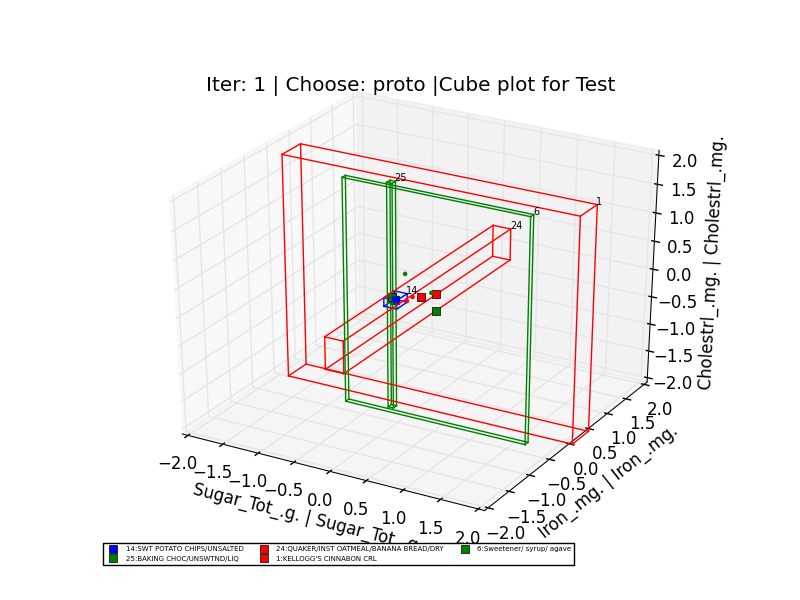

Python code for this plot:
#!/usr/bin/python
# ---------------------------------------------------------------------------
# File: prototype_selection_matrix.py
# Version 1.0  
# Author : Prashan Wanigasekara (prashanw@mit.edu) 
# ---------------------------------------------------------------------------
import cplex
from cplex.exceptions import CplexError
import numpy as np
from scipy import linalg as LA
from scipy import spatial
import matplotlib
from mpl_toolkits.mplot3d import proj3d
#matplotlib.use('Agg')
from matplotlib.patches import Ellipse
from matplotlib.backends.backend_pdf import PdfPages
import matplotlib.pyplot as plt
import math
import collections
import argparse
import itertools
import os
import time
import pprint
import cPickle as pickle
import numpy.linalg as linalg
import re
import random
from mpl_toolkits.mplot3d import Axes3D
from itertools import product, combinations
import glob
import math
from decimal import Decimal
import pandas
import sys
from multiprocessing import Pool
set_seed=210
random.seed(set_seed)
pp = pprint.PrettyPrinter(indent=4)

#alternate minimization
alt_runs=2
#version
version='March18'
#constants
EPSILON=1e-6
w1_min=.5
w1=0
w2=1000
M=2*w2
#objective coefficents
C_k=1000
C_n=1000
C_alpha=.0001
C_beta=.0001
lambda_array=[.0001/w2]
C_v=0.0001

#non objective coefficients
C_ciby=0
C_d=0
C_zeta=0
C_gamma=0

#printing
supress_write=True #True for the cluster
print_result_variables=False
print_to_report=True
#plotting 
autoaxis=False
axequal=True
plot_one=True 
#cplex related
warm_start_flag=True
apply_run_parametrs=True

#Data
HEADER=1

cm = plt.get_cmap('gist_rainbow')

global labels_and_points
labels_and_points = []
 
def set_MIP_run_parameters(my_prob):
    time_limit,tl=True,5*60  
    emphasis,emp=True,0
    max_num_sol,sol=False,1
    max_search_nodes,n=False,3
    aggregator_flag,agg=False,0
    #tolerances
    tolerane_flag,tolerance_value=True,0
    Integrality,i_value=True,0
    numerical_precision,numerical_precision_value=True,1    
    #presolve
    presolve_ignore,presolve_value=False,0
    #warm start related
    advance_start,advance_start_value=True,1
    repair_tries,repair_tries_value=True,10
    #conflicts
    conflict_display,conflict_value=False,2
    #parallel
    parallel_mode,parallel_mode_value=False,1
    #display
    display_interval,display_interval_value,display_value=True,3,2
    #tuning
    tuning,tuning_time=False,300
    barriers,barrier_type,threads,nodelim=False,4,0,0
   
    parameter_str=''
    
    if time_limit==True:
        my_prob.parameters.timelimit.set(tl)
        parameter_str+='time_limit= '+str(tl)+'s | '
    if emphasis==True:
        my_prob.parameters.emphasis.mip.set(emp)
        parameter_str+='emphasis= '+str(emp)+' | ' 
    if max_num_sol==True:
        my_prob.parameters.mip.limits.solutions.set(sol)
        parameter_str+='max_num_sol= '+str(sol)+' | ' 
    if max_search_nodes==True:
        my_prob.parameters.mip.limits.nodes.set(n)
        parameter_str+='max_search_nodes= '+str(n)+' | '
    if aggregator_flag==True:   
        my_prob.parameters.preprocessing.aggregator.set(agg)
    if tolerane_flag==True:          
        my_prob.parameters.mip.tolerances.absmipgap.set(tolerance_value)
        my_prob.parameters.mip.tolerances.mipgap.set(tolerance_value)
        #my_prob.parameters.mip.polishing.mipgap.set(1)
    if Integrality==True:
        my_prob.parameters.mip.tolerances.integrality.set(i_value)
    if presolve_ignore==True:
        my_prob.parameters.preprocessing.presolve.set(presolve_value)
    if advance_start==True:
        my_prob.parameters.advance.set(advance_start_value) 
    if repair_tries==True:
        my_prob.parameters.mip.limits.repairtries.set(repair_tries_value) 
    if conflict_display==True:
        my_prob.parameters.conflict.display.set(conflict_value)        
    if numerical_precision==True:
        my_prob.parameters.emphasis.numerical.set(numerical_precision_value)  
    if parallel_mode==True:
        my_prob.parameters.parallel.set(-1) #  opportunistic parallel search mode
        my_prob.parameters.threads.set(parallel_mode_value)  
    if display_interval==True:
        my_prob.parameters.mip.display.set(display_value)
        my_prob.parameters.mip.interval.set(display_interval_value)
    if tuning==True:        
        #my_prob.parameters.tune.timelimit.set(tuning_time)
        my_prob.parameters.tune_problem() 
    if barriers==True:
        my_prob.parameters.mip.strategy.startalgorithm.set(barrier_type)
        #my_prob.parameters.threads.set(threads)
        #my_prob.parameters.mip.limits.nodes.set(nodelim)
        
    
    return parameter_str

class MyCallback(cplex.callbacks.MIPInfoCallback):    
    
    def __call__(self):
        if self.has_incumbent():
            self.incobjval.append(self.get_incumbent_objective_value())
            self.bestobjval.append(self.get_best_objective_value())
            self.times.append(self.get_time())
            self.dettimes.append(self.get_time())
            self.start_dettime.append(self.get_start_time())

class Solution:  
    
    def __init__(self,N,B,a,b,omega,features,point_fn,report_file):
        self.N=N
        self.B=B
        self.non_zero_a=a
        self.non_zero_b=b
        self.non_zero_omega=omega
        self.non_zero_features=features
        self.complete_solution=False
        self.variable_dict=[]
        self.point_fn=point_fn
        self.report_file=report_file
        
    def write(self):
        print 'writing solution'
        with open('./'+str(self.report_file)+'_'+str(self.B)+'balls.pkl','wb') as object_write:
            pickle.dump(self,object_write, -1)
    
    def write_2(self,iteration,alt_type,population,dimension):
        with open('./'+str(self.report_file)+'_iter_'+str(iteration)+'_'+alt_type+'.pkl','wb') as object_write:
                pickle.dump(self,object_write, -1)
                self.create_complete_solution(population)
                print 'after writing ws objective :',self.calculate_objective(population,dimension)
                        
            
    def __str__(self):
        print '\n-----------------------------------------------\nprinting solution\n'
        print 'N',self.N,'B',self.B,'\nnon_zero_a\n',self.non_zero_a,'\nnon_zero_b\n',self.non_zero_b,"\nnon_zero_omega\n",pp.pprint(self.non_zero_omega.items()),"\nself.non_zero_features\n",self.non_zero_features
        print '-----------------------------------------------'
        
    def change(self,mapping,new_N,new_B):
        '''Given a mapping change the objective variables'''        
        new_a,new_b=[],[]
        self.N=new_N
        self.B=new_B
        self.original_point_file_name='None'
        print 'mapping',mapping,'\n'
        for elm in self.non_zero_a: 
            new_a.append((''.join([str(int(map_item[1])) for map_item in mapping if map_item[0]==int(elm[0])]),elm[1]))
        self.non_zero_a=new_a
                
        for elm in self.non_zero_b:
            new_b.append(''.join(['b'+str(int(map_item[1])) for map_item in mapping if map_item[0]==int(elm[1:])]))
        self.non_zero_b=new_b               
        return
        
    def create_complete_solution(self,population):
        '''Given a solution create other related objective variables d, ksi, eta ... based on self.N, self.B
           order k,n,a,b,c,omega,d,features,gamma''' 
        
        variable_dict=collections.OrderedDict()
        k_dict,n_dict,a_dict,b_dict,c_dict,omega_dict,d_dict,v_dict,g_dict=[collections.OrderedDict() for _ in range(9)]
        
        #alpha parallel    
        alpha_pool = [pool.apply_async(func_alpha, args=(j,b,self.non_zero_a)) for j,b in product(range(1,self.N+1),range(1,self.B+1)) ]
        alpha_pool_results = [p.get() for p in alpha_pool]
        a_dict=dict(alpha_pool_results)
        #beta parallel
        #new_b=['b'+b_str for b_str in beta_value.split('b') for beta_value in self.non_zero_b]
        beta_pool = [pool.apply_async(func_beta,args=(j,self.non_zero_b)) for j in range(1,self.N+1)]
        beta_pool_results = [p.get() for p in beta_pool]
        b_dict=dict(beta_pool_results)
        
        j_values,b_values=zip(*self.non_zero_a)            
         
        
        print 'a',self.non_zero_a
        print 'b',self.non_zero_b 
        print 'omega',self.non_zero_omega.items(),'\n'
        print 'features',self.non_zero_features
        

        res=[]
        for i,b in product(range(1,self.N+1),range(1,self.B+1)):
            if str(b) in b_values:
                j=j_values[b_values.index(str(b))]                  
                pop_new={}
                pop_new[int(j)]=population[int(j)]
                pop_new[int(i)]=population[int(i)]
                res.append(pool.apply_async(func_c_iby, args=(i,j,b,pop_new,self.non_zero_omega,self.non_zero_features)))
                
        c_ijb_2_results = [p.get() for p in res]
        ds,gs,cs=zip(*c_ijb_2_results)
        
        d_dict=dict(ds)
        g_dict=dict(gs)
        c_dict=dict(cs)
#        pp.pprint(c_dict.items())
#        pp.pprint(d_dict.items())
#        pp.pprint(g_dict.items())
        dim=len(self.non_zero_omega.values()[0]) 
     
        
        
#        for i,b,l in product(range(1,self.N+1),range(1,self.B+1),range(1,dim+1)):
#            if 'g'+str(i)+'_'+str(b)+'_'+str(l) not in g_dict.keys():
#                g_dict['g'+str(i)+'_'+str(b)+'_'+str(l)]=0
#        for i in range(1,self.N+1):
#            c_similar_sum=0
#            c_diff_sum=0
#            for b in range(1,self.B+1):
#                center=find_center(b,a_dict,self.N)
#                y_i=int(population[int(i)][0])
#                if center==-1:
#                    continue
#                if funtion_ij(population,i,center):                   
#                    c_similar_sum+=c_dict['c'+str(i)+'_'+str(b)+'_'+str(y_i)]
#                else:
#                    if 'c'+str(i)+'_'+str(b)+'_'+str(y_i) in c_dict.keys():
#                        c_diff_sum+=c_dict['c'+str(i)+'_'+str(b)+'_'+str(y_i)]
#                    
#            if c_similar_sum==0:
#                k_dict['k'+str(i)]=1
#            else:
#                k_dict['k'+str(i)]=0
#                
#            if c_diff_sum>=1:
#                n_dict['n'+str(i)]=1
#            else:
#                n_dict['n'+str(i)]=0        
#        pp.pprint(k_dict.items())
#        pp.pprint(n_dict.items())

        omega_dict={'o'+str(b)+'_'+str(dim):value for b,tup in self.non_zero_omega.items() for dim,value in tup}
        dim=len(self.non_zero_omega.values()[0])   
        v_dict={'v'+str(v):1 if 'v'+str(v) in self.non_zero_features else 0 for v in range(1,dim+1) }
        dict_list=[k_dict,n_dict,a_dict,b_dict,c_dict,omega_dict,d_dict,v_dict,g_dict]
        [variable_dict.update(di) for di in dict_list]
        
        #print pp.pprint(variable_dict.items())
        print 'num warm start variables =',len(variable_dict.keys())
        self.variable_dict=variable_dict   
        self.complete_solution=True
        return variable_dict       
    
    def calculate_objective(self,population,dimension):
        if self.complete_solution==True:
            k_list,n_list,ajb_list,beta_list,c_list,v_list,omega,centers,sum_omega,d_list,g_list=extract(self.variable_dict,population,dimension)
            print 'k_list in objective',k_list
            print 'n_list in objective',n_list  
            print 'c_list in objective',c_list  
            print 'd_list in objective',d_list 
            print 'g_list in objective',g_list              
            self.__str__()            
            return calculate_objective(k_list,n_list,ajb_list,beta_list,c_list,v_list,omega,centers,sum_omega,lambda_array[0])
        else:
            return -1

def func_alpha(j,b,non_zero_a):
    if ((str(j),str(b))) in non_zero_a:
        return ('a'+str(j)+'_'+str(b),1)
    else:
        return ('a'+str(j)+'_'+str(b),0)

def func_beta(j,non_zero_b):
    if 'b'+str(j) in non_zero_b:
        return ('b'+str(j),1) 
    else:
        return ('b'+str(j),0) 
        
def func_c_ijb(i,j,b):
    return ('c'+str(i)+'_'+str(j)+'_'+str(b),0)

def func_c_iby(i,j,b,pop_new,non_zero_omega,non_zero_features):   
    d_val,max_l=d_rectangular(int(i),int(j),b,pop_new,non_zero_omega,non_zero_features)
    y_i=int(pop_new[int(i)][0])
    y_j=int(pop_new[int(j)][0])
    threshold=1-EPSILON
    return (('d'+str(i)+'_'+str(b),d_val),('g'+str(i)+'_'+str(b)+'_'+str(max_l),1.0),('c'+str(i)+'_'+str(b)+'_'+str(y_i),(int((1-d_val)>1e-22)*int(y_i==y_j))))





def d_rectangular(i,j,b,points,non_zero_omega,non_zero_features):
    sorted_omega_values=zip(*sorted(non_zero_omega[str(b)],key=lambda x:x[0]))[1]
    di_b_max=-1 
    di_b_max_l=-1
    for v in non_zero_features:
        dim=int(v[1:])
        di_b=sorted_omega_values[dim-1]*abs(points[i][dim]-points[j][dim])    
        if di_b>di_b_max:
          di_b_max=di_b 
          di_b_max_l=dim
    return di_b_max,di_b_max_l

def d(i,j,b,points,omega):
    '''Given alpha_jb and omega_b calculate d_ijb'''
    difference=np.matrix(points[i][1:])-np.matrix(points[j][1:]) #row vector
    dim=len(omega[str(b)])  
    omega_b=np.zeros(shape=(dim,dim))
    if b not in omega.keys():
        print '10-6 ball is not in omega dict'
        return 10e6
    
    omega_list= omega[str(b)]
    for l,value in omega_list:
        omega_b[int(l)-1][int(l)-1]=value
    d=float(difference*np.matrix(omega_b)*difference.transpose())  
    return d

def find_center(ball,a_dict,N):
    center=''.join(str(j) for j in range(1,N+1) if a_dict['a'+str(j)+'_'+str(ball)]==1)    
    if center!='':
        return int(center)
    else:
        return -1
    

def funtion_ij(points,i,j):
    '''Return true if i and j have the same class.'''
    return int(points[i][0]==points[j][0])   
    
def f(x):
    if x==0:
        return 100000000000
    else:
        return 2*1/math.sqrt(x)

def create_points(points_file):
    '''Read the points and create a data structure'''    
    points=collections.OrderedDict()
    names_dict={}
    
    with open(points_file,'r') as f:
        content=f.readlines()         
        header=content[0:HEADER]
        header=','.join(header)
        write_header=header
        header_items=header.strip().split(',')
        dimensions=len(header_items)-2 
        header=header_items[2:]
        
        point_number=1
        for line in content[HEADER:]:           
            if line is not ' ':
                point_info=line.strip().split(',')
                if 'NA' in point_info:
                    continue
                data=map(float,point_info[1:])
                data=[round(num,3) for num in data]
                names_dict[point_number]=point_info[0]
                points[point_number]=np.array(data) 
                point_number+=1

    N=len(points.keys())
        
    #write all points
    with open('./all_data_'+str(len(points.keys()))+'.csv','w') as f:
            for k in points.keys():
                f.write(str(k)+','+','.join(map(str,points[k]))+'\n')
                
      
    return points,N,dimensions,names_dict,header
    
def create_fold_points(data_set,fold):
    '''Read the points and create a data structure
    run this for each fold to normalize  
    ''' 
    
    train_file='data/'+data_set+'/fold'+str(fold)+'/train/fold_'+str(fold)+'_train.csv'
    test_file='data/'+data_set+'/fold'+str(fold)+'/test/fold_'+str(fold)+'_test.csv'
    HEADER=1
    
    #train
    train_points=collections.OrderedDict()
    names_dict={}
    with open(train_file,'r') as f:
        content=f.readlines()         
        header=content[0:HEADER]
        write_header=header
        header=','.join(header)
        header_items=header.strip().split(',')
        dimensions=len(header_items)-2 
        header=header_items[2:]
        
        point_number=1
        for line in content[HEADER:]:           
            if line is not ' ':
                point_info=line.strip().split(',')
                if 'NA' in point_info:
                    continue
                data=map(float,point_info[1:])
                data=[round(num,3) for num in data]
                names_dict[point_number]=point_info[0]
                train_points[point_number]=np.array(data) 
                point_number+=1

    N=len(train_points.keys())
    
    #normalize train
    df_train=pandas.DataFrame.from_dict(train_points,'index')
    df_train_normalized=pandas.DataFrame.from_dict(train_points,'index')
    cols_to_norm = [i for i in xrange(1,dimensions+1)]
    df_train_normalized[cols_to_norm] = df_train[cols_to_norm].apply(lambda x: (x - x.mean()) / (x.max() - x.min()))
    train_points=df_train_normalized.transpose().to_dict('list')
    
    with open('data/'+data_set+'/fold'+str(fold)+'/train/fold_'+str(fold)+'_train_normalized.csv','w') as f:
            f.write(','.join(write_header))            
            for k in train_points.keys():
                f.write(names_dict[k]+','+','.join(map(str,train_points[k]))+'\n')
          
    
    #test
    test_points=collections.OrderedDict()
    names_dict_train={}
    with open(test_file,'r') as f:
        content=f.readlines()         
        point_number=1
        for line in content[HEADER:]:           
            if line is not ' ':
                point_info=line.strip().split(',')
                if 'NA' in point_info:
                    continue
                data=map(float,point_info[1:])
                names_dict_train[point_number]=point_info[0]
                data=[round(num,3) for num in data]
                test_points[point_number]=np.array(data) 
                point_number+=1

     
    #normalize test
    df_test=pandas.DataFrame.from_dict(test_points,'index')
    df_test_normalized=pandas.DataFrame.from_dict(test_points,'index')
    df_test_normalized[cols_to_norm] = (df_test[cols_to_norm]-df_train.mean()[cols_to_norm])/(df_train.max()[cols_to_norm]-df_train.min()[cols_to_norm])    
    test_points=df_test_normalized.transpose().to_dict('list')
    
    with open('data/'+data_set+'/fold'+str(fold)+'/test/fold_'+str(fold)+'_test_normalized.csv','w') as f:
        f.write(','.join(write_header))        
        for k in test_points.keys():
            f.write(names_dict_train[k]+','+','.join(map(str,test_points[k]))+'\n')
          
    
    print train_points==test_points
   
   
      
    return train_points,N,dimensions,names_dict,header,test_points

def create_folds(points,write_header,names_dict):
    keys_points=points.keys()
    #write folds
    data_set='d4_650_v3'
    withheld_size=150
    cv_data_size=500
    num_folds=5
    fold_size=cv_data_size/num_folds
    #create withheld,cv
    withheld=random.sample(keys_points,withheld_size)
    cv_data=random.sample(list(set(keys_points)-set(withheld)),cv_data_size)
    
        
    
    fold_start=0
    for fld in xrange(num_folds):
        fold_start=int(fld*fold_size)
        fold_end=int(fold_start+fold_size)
        if fold_end>cv_data_size:
            fold_end=cv_data_size
        
        if os.path.exists('./data/'+data_set+'/fold'+str(fld+1))==0:
            os.mkdir('./data/'+data_set+'/fold'+str(fld+1))    
        if os.path.exists('./data/'+data_set+'/fold'+str(fld+1)+'/train')==0:
            os.mkdir('./data/'+data_set+'/fold'+str(fld+1)+'/train') 
        if os.path.exists('./data/'+data_set+'/fold'+str(fld+1)+'/test')==0:
            os.mkdir('./data/'+data_set+'/fold'+str(fld+1)+'/test') 
          
        
        fold_test=cv_data[fold_start:fold_end]
        fold_train=[item for item in cv_data if item not in fold_test]          
          
        with open('./data/'+data_set+'/fold'+str(fld+1)+'/train/fold_'+str(fld+1)+'_train.csv','w') as f:
            f.write(write_header)         
            for k in fold_train:
                f.write(names_dict[k]+','+','.join(map(str,points[k]))+'\n')
        with open('./data/'+data_set+'/fold'+str(fld+1)+'/test/fold_'+str(fld+1)+'_test.csv','w') as f:
            f.write(write_header)             
            for k in fold_test:
                f.write(names_dict[k]+','+','.join(map(str,points[k]))+'\n')
       
        
    
def create_raw_points(points_file):
    '''Read the points and create a data structure'''    
    points=collections.OrderedDict()
    names_dict={}
    
    with open(points_file,'r') as f:
        content=f.readlines()         
        header=content[0:HEADER]
        header=','.join(header)
        header_items=header.strip().split(',')
        dimensions=len(header_items)-2 
        header=header_items[2:]
        
        point_number=1
        for line in content[HEADER:]:           
            if line is not ' ':
                point_info=line.strip().split(',')
                if 'NA' in point_info:
                    continue
                data=map(float,point_info[1:])
                data=[round(num,3) for num in data]
                names_dict[point_number]=point_info[0]
                points[point_number]=np.array(data) 
                point_number+=1

    N=len(points.keys())            
    return points
    
def create_raw_points_folds(data_set,fold):
    '''Read the points and create a data structure'''    
    points_file='./data/'+data_set+'/fold'+str(fold)+'/train/fold_'+str(fold)+'_train.csv'  
    points=collections.OrderedDict()
    names_dict={}
    
    with open(points_file,'r') as f:
        content=f.readlines()         
        header=content[0:HEADER]
        header=','.join(header)
        header_items=header.strip().split(',')
        dimensions=len(header_items)-2 
        header=header_items[2:]
        
        point_number=1
        for line in content[HEADER:]:           
            if line is not ' ':
                point_info=line.strip().split(',')
                if 'NA' in point_info:
                    continue
                data=map(float,point_info[1:])
                data=[round(num,3) for num in data]
                names_dict[point_number]=point_info[0]
                points[point_number]=np.array(data) 
                point_number+=1

    N=len(points.keys())            
    return points
    

    
   
def populate_objective(prob,lambda_o,B,N,dimensions,num_classes):
    '''Populate objective values'''
    #objective coeffcients    
    k_coefficeints=[C_k]*N
    n_coefficeints=[C_n]*N
    a_coefficeints=[C_alpha]*N*B
    b_coefficeints=[C_beta]*N
    c_coefficeints=[C_ciby]*N*B*num_classes
    omega_coefficeints=[lambda_o] *dimensions*B
    d_coefficeints=[C_d]*N*B
    feature_coefficients=[C_v]*dimensions  
    zeta_coefficients=[C_zeta]*N*B*dimensions
    gamma_coefficients=[C_gamma]*N*B*dimensions
    
    #uppder bounds
    k_upper=[1.0]*N
    n_upper=[1.0]*N
    a_upper=[1.0]*N*B
    b_upper=[1.0]*N
    c_upper=[1.0]*N*B*num_classes
    omega_upper=[cplex.infinity] *dimensions*B
    d_upper=[cplex.infinity]*N*B 
    feature_coefficients_upper=[1.0]*dimensions  
    zeta_upper=[cplex.infinity]*N*B*dimensions
    gamma_upper=[1]*N*B*dimensions
    
    #lower bounds
    k_lower=[0.0]*N
    n_lower=[0.0]*N
    a_lower=[0.0]*N*B
    b_lower=[0.0]*N
    c_lower=[0.0]*N*B*num_classes
    omega_lower=[0.0] *dimensions*B
    d_lower=[0.0]*N*B
    feature_coefficients_lower=[0.0]*dimensions
    zeta_lower=[0.0]*N*B*dimensions
    gamma_lower=[0]*N*B*dimensions
    #type
    ctype='I'*len(k_coefficeints)+'I'*len(n_coefficeints)+\
          'I'*len(a_coefficeints)+'I'*len(b_coefficeints)+\
          'I'*len(c_coefficeints)+\
          'C'*len(omega_coefficeints)+'C'*len(d_coefficeints)+\
          'I'*len(feature_coefficients)+'C'*len(zeta_coefficients)+\
          'I'*len(gamma_coefficients)
    k,n,a,b,c,omega,d,features,zeta,gamma=([] for _ in range(10))

    
    for i in xrange(N):
        k.append('k'+str(i+1))
        n.append('n'+str(i+1))
        b.append('b'+str(i+1))
        
        for ball in xrange(B):
            a.append('a'+str(i+1)+'_'+str(ball+1))
            d.append('d'+str(i+1)+'_'+str(ball+1))
            for c_y in xrange(num_classes):               
                c.append('c'+str(i+1)+'_'+str(ball+1)+'_'+str(c_y+1))
                
            for dim in xrange(dimensions):
                zeta.append('z'+str(i+1)+'_'+str(ball+1)+'_'+str(dim+1))
                gamma.append('g'+str(i+1)+'_'+str(ball+1)+'_'+str(dim+1))
                
                                
    for ball in xrange(B):
        for dim in xrange(dimensions):
            omega.append('o'+str(ball+1)+'_'+str(dim+1))
            
    for dim in xrange(dimensions):
        features.append('v'+str(dim+1))
                           
    columns=k+n+a+b+c+omega+d+features+zeta+gamma
        
    name_index_dict=dict(zip(columns,[i for i in xrange(len(columns))]))
        
    coefficiants=k_coefficeints+n_coefficeints+a_coefficeints+b_coefficeints+\
                 c_coefficeints+omega_coefficeints+d_coefficeints+feature_coefficients+zeta_coefficients+gamma_coefficients
    upper=k_upper+n_upper+a_upper+b_upper+c_upper+omega_upper+d_upper+feature_coefficients_upper+zeta_upper+gamma_upper
    lower=k_lower+n_lower+a_lower+b_lower+c_lower+omega_lower+d_lower+feature_coefficients_lower+zeta_lower+gamma_lower

    prob.objective.set_sense(prob.objective.sense.minimize) 
        
    prob.variables.add(obj = coefficiants, lb = lower, ub = upper, types = ctype,names = columns) #set objective related values                        
    return name_index_dict
        

def generate_constraints(prob,points,N,dimensions,B,name_index_dict,alt_type,omega_dict,v_list,alpha_prev,beta_prev,feature_dict,num_classes,g_list,d_dictionary,z_dictionary):
    '''Create constraints'''    
    print 'generating constraints for '
    print 'N=',N,',dimensions=',dimensions,',balls=',B
    d_s,d_coefficients=[],[]
    alphas,alpha_co=[],[]
    beta,beta_co=[],[]
    omega,omega_co=[],[]
    ksi,ksi_co=[],[]
    eta,eta_co=[],[]
    alpha_d_c,alpha_d_c_co=[],[]
    alpha_c,alpha_c_co=[],[]
    epsilon,epsilon_co=[],[]
    ellipse_size,ellipse_size_co=[],[]
    features,features_co=[],[]
    my_sense=''
    
    alpha_constraints_value=1.0
    beta_constraints_value=0.0
    d_constraints_1_value=M
    d_constraints_2_value=0.0
    ksi_constraints_value=1.0
    eta_constraints_value=0.0
    alpha_d_c_constraints_value=0.0
    alpha_c_constraints_value=0.0
    epsilon_constraints_value=1-EPSILON+M
    ellipse_constraints_w2_value=w2   
    ellipse_constraints_w1_value=w1
    feature_constraints_value=w1
    zeta_lower_constraints_value=M
    zeta_upper_constraints_value=-1.0*M
    gamma_constraints_value=1.0
    #alternating minimization
    
    random_sample=[]
    if not alpha_prev and not beta_prev:        
        random_sample=random.sample([i for i in xrange(1,N+1)],B) 
        print 'initialize alpha beta by randomly sampling',random_sample
        print 'random sample classes',[points[p+1][0] for p in random_sample]
    
    t1=time.time()
    #alpha constraints  
    alpha_constraints_1=[]
    alpha_constraints_2=[]
    if alt_type=='proto':
        for b in xrange(B):
            temp_alphas=[]
            temp_alpha_co=[]
            for j in xrange(N):
                temp_alphas.append(name_index_dict['a'+str(j+1)+'_'+str(b+1)])
                temp_alpha_co.append(1.0)
            alphas.append(temp_alphas)
            alpha_co.append(temp_alpha_co)
        alpha_constraints=map(list,zip(alphas,alpha_co))
        for i in xrange(len(alpha_constraints)):         
            my_sense+='L'    
    elif alt_type=='space' and random_sample:    #step 0                           
        for p,ball in product(xrange(N),xrange(B)):           
            my_sense+='E'
            point_index=p+1
            if point_index in random_sample and random_sample.index(point_index)==ball:
                alpha_constraints_1.append([[name_index_dict['a'+str(point_index)+'_'+str(random_sample.index(point_index)+1)]],[1.0]])                
            else:
                alpha_constraints_2.append([[name_index_dict['a'+str(point_index)+'_'+str(ball+1)]],[1.0]]) 
    elif alt_type=='space' and not random_sample:  
        print 'previous alpha',alpha_prev
        for p,ball in product(xrange(N),xrange(B)):           
            my_sense+='E'
            point_index=p+1
            ball_index=ball+1
            if tuple([str(point_index),str(ball_index)]) in alpha_prev:
                print 'found previous alpha'
                alpha_constraints_1.append([[name_index_dict['a'+str(point_index)+'_'+str(ball_index)]],[1.0]])                
            else:
                alpha_constraints_2.append([[name_index_dict['a'+str(point_index)+'_'+str(ball_index)]],[1.0]]) 
    elif alt_type=='non_alternating':
        for b in xrange(B):
            temp_alphas=[]
            temp_alpha_co=[]
            for j in xrange(N):
                temp_alphas.append(name_index_dict['a'+str(j+1)+'_'+str(b+1)])
                temp_alpha_co.append(1.0)
            alphas.append(temp_alphas)
            alpha_co.append(temp_alpha_co)
        alpha_constraints=map(list,zip(alphas,alpha_co))
        for i in xrange(len(alpha_constraints)):         
            my_sense+='L'    
        
        
    #betas constraints
    beta_constraints_1=[]
    beta_constraints_2=[]
    if alt_type=='proto':
        for j in xrange(N):
            temp_beta=[]
            temp_beta_co=[]
            for b in xrange(B):
                temp_beta.append(name_index_dict['a'+str(j+1)+'_'+str(b+1)])
                temp_beta_co.append(1.0)
            temp_beta.append(name_index_dict['b'+str(j+1)])
            temp_beta_co.append(-1.0*B)
            beta.append(temp_beta)
            beta_co.append(temp_beta_co) 
        beta_constraints=map(list,zip(beta,beta_co)) 
        for i in xrange(len(beta_constraints)): 
            my_sense+='L'    
    elif alt_type=='space' and random_sample:                                
        for p in xrange(N):            
            my_sense+='E'
            point_index=p+1
            if point_index in random_sample:
                beta_constraints_1.append([[name_index_dict['b'+str(point_index)]],[1.0]])
            else:
                beta_constraints_2.append([[name_index_dict['b'+str(point_index)]],[1.0]])
    elif alt_type=='space' and not random_sample: 
        print 'previous beta',beta_prev                 
        for p in xrange(N):            
            my_sense+='E'
            point_index=p+1
            if ('b'+str(point_index)) in beta_prev:
                print 'found previous beta'
                beta_constraints_1.append([[name_index_dict['b'+str(point_index)]],[1.0]])
            else:
                beta_constraints_2.append([[name_index_dict['b'+str(point_index)]],[1.0]])
    elif alt_type=='non_alternating':
        for j in xrange(N):
            temp_beta=[]
            temp_beta_co=[]
            for b in xrange(B):
                temp_beta.append(name_index_dict['a'+str(j+1)+'_'+str(b+1)])
                temp_beta_co.append(1.0)
            temp_beta.append(name_index_dict['b'+str(j+1)])
            temp_beta_co.append(-1.0*B)
            beta.append(temp_beta)
            beta_co.append(temp_beta_co) 
        beta_constraints=map(list,zip(beta,beta_co)) 
        for i in xrange(len(beta_constraints)): 
            my_sense+='L'    
         
    
    
    d_constraints=[]
    new_omega_constraints=[]
    new_omega_value=[]
    
    #d constraints
    d_value,z_value,g_value=[],[],[]
    d_2=[]
    d_2_coefficients=[]
    gamma_con=[]
    gamma_coefficients=[]
    
    for i in xrange(N): 
        for b in xrange(B):
            temp_gamma_con=[]
            temp_gamma_coefficients=[]
            for dim in xrange(dimensions):    
                
                temp_d_s=[]
                temp_d_coefficients=[]
                temp_d_2=[]
                temp_d_2_coefficients=[]
                #d1                              
                temp_d_s.append(name_index_dict["d"+str(i+1)+'_'+str(b+1)])
                temp_d_s.append(name_index_dict["z"+str(i+1)+'_'+str(b+1)+'_'+str(dim+1)])
                temp_d_s.append(name_index_dict["g"+str(i+1)+'_'+str(b+1)+'_'+str(dim+1)])
                temp_d_coefficients.append(1.0)   
                temp_d_coefficients.append(-1.0)   
                temp_d_coefficients.append(M)
                d_s.append(temp_d_s)
                d_coefficients.append(temp_d_coefficients)
                #d2   
                temp_d_2.append(name_index_dict["d"+str(i+1)+'_'+str(b+1)])
                temp_d_2.append(name_index_dict["z"+str(i+1)+'_'+str(b+1)+'_'+str(dim+1)])
                temp_d_2_coefficients.append(1.0)   
                temp_d_2_coefficients.append(-1.0)
                d_2.append(temp_d_2)
                d_2_coefficients.append(temp_d_2_coefficients)
                #gamma
                temp_gamma_con.append(name_index_dict["g"+str(i+1)+'_'+str(b+1)+'_'+str(dim+1)])
                temp_gamma_coefficients.append(1.0)  
                
                
            gamma_con.append(temp_gamma_con)
            gamma_coefficients.append(temp_gamma_coefficients)
                
    d_constraints=map(list,zip(d_s,d_coefficients))
    d_2_constraints=map(list,zip(d_2,d_2_coefficients))
    gamma_constraints=map(list,zip(gamma_con,gamma_coefficients))
    
    for i in xrange(len(d_constraints)):
        my_sense+='L'
    for i in xrange(len(d_2_constraints)):
        my_sense+='G'
    for i in xrange(len(gamma_constraints)):
        my_sense+='E'
     
     
     #zeta constraints    
    zeta_lower=[]
    zeta_upper=[]
    zeta_lower_coefficients=[]
    zeta_upper_coefficients=[]
    for i in xrange(N):
        for j in xrange(N):                
            for b in xrange(B):
                for dim in xrange(dimensions):
                    temp_zeta_lower=[]
                    temp_zeta_upper=[]
                    temp_zeta_lower_coefficients=[]
                    temp_zeta_upper_coefficients=[]
                    abs_difference_l=abs(points[i+1][dim+1]-points[j+1][dim+1])
                    #zeta lower
                    temp_zeta_lower.append(name_index_dict["o"+str(b+1)+'_'+str(dim+1)]) 
                    temp_zeta_lower.append(name_index_dict["a"+str(j+1)+'_'+str(b+1)])
                    temp_zeta_lower.append(name_index_dict["z"+str(i+1)+'_'+str(b+1)+'_'+str(dim+1)])
                    temp_zeta_lower_coefficients.append(abs_difference_l) 
                    temp_zeta_lower_coefficients.append(M) 
                    temp_zeta_lower_coefficients.append(-1.0) 
                    #zeta upper 
                    temp_zeta_upper.append(name_index_dict["o"+str(b+1)+'_'+str(dim+1)]) 
                    temp_zeta_upper.append(name_index_dict["a"+str(j+1)+'_'+str(b+1)])
                    temp_zeta_upper.append(name_index_dict["z"+str(i+1)+'_'+str(b+1)+'_'+str(dim+1)])
                    temp_zeta_upper_coefficients.append(abs_difference_l) 
                    temp_zeta_upper_coefficients.append(-1.0*M) 
                    temp_zeta_upper_coefficients.append(-1.0)
                    zeta_lower.append(temp_zeta_lower)
                    zeta_lower_coefficients.append(temp_zeta_lower_coefficients)
                    zeta_upper.append(temp_zeta_upper)
                    zeta_upper_coefficients.append(temp_zeta_upper_coefficients)
                    
               
    zeta_lower_constraints=map(list,zip(zeta_lower,zeta_lower_coefficients))
    zeta_upper_constraints=map(list,zip(zeta_upper,zeta_upper_coefficients))
    for i in xrange(len(zeta_lower_constraints)):
        my_sense+='L'
    for i in xrange(len(zeta_upper_constraints)):
        my_sense+='G'
    
    points_based_on_classes=collections.defaultdict(list)
    for p in xrange(1,N+1):
        sign=int(points[p][0])
        if sign==-1:
            sign=2
        points_based_on_classes[sign].append(p)
    
    
    #ksi,eta,(alpha,d,c) constraints   
    for i in xrange(N):
        temp_ksi=[]
        temp_ksi_co=[]
        temp_eta=[]
        temp_eta_co=[]
               
        
        y_i=int(points[i+1][0])
        if y_i==-1:
            y_i=2
        similar_class_points=[a for a in xrange(1,N+1) if points[a][0]==y_i]
        not_y_i=[a  for a in xrange(1,num_classes+1) if a!=y_i]
        for b in xrange(B):
            #ksi
            temp_ksi.append(name_index_dict['c'+str(i+1)+'_'+str(b+1)+'_'+str(y_i)])
            temp_ksi_co.append(1)
            #eta
            for n_y_i in not_y_i:                
                temp_eta.append(name_index_dict['c'+str(i+1)+'_'+str(b+1)+'_'+str(n_y_i)])
                temp_eta_co.append(1.0)
            #(alpha,d,c)
            
            for y_class in xrange(1,num_classes+1):
                temp_alpha_d_c=[]
                temp_alpha_d_c_co=[]
                temp_alpha_c=[]
                temp_alpha_c_co=[]
                temp_epsilon=[]
                temp_epsilon_co=[]
                
                for s_c_p in points_based_on_classes[y_class]:
                    #(alpha,d,c)
                    temp_alpha_d_c.append(name_index_dict['a'+str(s_c_p)+'_'+str(b+1)])
                    temp_alpha_d_c_co.append(1.0)
                    #(alpha,c)
                    temp_alpha_c.append(name_index_dict['a'+str(s_c_p)+'_'+str(b+1)])   
                    temp_alpha_c_co.append(-1.0)
                #(alpha,d,c)
                temp_alpha_d_c.append(name_index_dict['d'+str(i+1)+'_'+str(b+1)])
                temp_alpha_d_c.append(name_index_dict['c'+str(i+1)+'_'+str(b+1)+'_'+str(y_class)])
                temp_alpha_d_c_co.append(-1.0)
                temp_alpha_d_c_co.append(-1.0)                
                alpha_d_c.append(temp_alpha_d_c)
                alpha_d_c_co.append(temp_alpha_d_c_co)
                
                #(alpha,c)               
                temp_alpha_c.append(name_index_dict['c'+str(i+1)+'_'+str(b+1)+'_'+str(y_class)])                       
                temp_alpha_c_co.append(1.0)
                alpha_c.append(temp_alpha_c)
                alpha_c_co.append(temp_alpha_c_co)
                
                # epsilon, M constraints
                temp_epsilon.append(name_index_dict['d'+str(i+1)+'_'+str(b+1)])  
                temp_epsilon.append(name_index_dict['c'+str(i+1)+'_'+str(b+1)+'_'+str(y_class)])              
                temp_epsilon_co.append(1.0)
                temp_epsilon_co.append(M)
                epsilon.append(temp_epsilon)
                epsilon_co.append(temp_epsilon_co)
        #ksi
        temp_ksi.append(name_index_dict['k'+str(i+1)])
        temp_ksi_co.append(1.0)       
        ksi.append(temp_ksi)
        ksi_co.append(temp_ksi_co)
        #eta
        temp_eta.append(name_index_dict['n'+str(i+1)])
        temp_eta_co.append( -1.0*B)
        eta.append(temp_eta)
        eta_co.append(temp_eta_co)    
        
    ksi_constraints=map(list,zip(ksi,ksi_co))
    eta_constraints=map(list,zip(eta,eta_co))    
    alpha_d_c_constraints=map(list,zip(alpha_d_c,alpha_d_c_co))   
    alpha_c_constraints=map(list,zip(alpha_c,alpha_c_co))    
    epsilon_constraints=map(list,zip(epsilon,epsilon_co))
    
    
    for i in xrange(len(ksi_constraints)):   
        my_sense+='G'
    for i in xrange(len(eta_constraints+alpha_d_c_constraints+alpha_c_constraints+epsilon_constraints)):
        my_sense+='L'
     
     
    if alt_type=='proto': 
        for b,dim in product(xrange(B),xrange(dimensions)):
            for tup in omega_dict[str(b+1)]:
                if tup[0]==dim+1:
                    new_omega_constraints.append([[name_index_dict["o"+str(b+1)+'_'+str(dim+1)]],[1.0]])
                    new_omega_value.append(tup[1])
    elif alt_type=='space':    
        #ellipse constraints I 
        for b in xrange(B):
            for dim in xrange(dimensions):
                temp_ellipse_size=[]
                temp_ellipse_size_co=[]
                temp_ellipse_size.append(name_index_dict['o'+str(b+1)+'_'+str(dim+1)])
                temp_ellipse_size_co.append(1.0)
                ellipse_size.append(temp_ellipse_size)
                ellipse_size_co.append(temp_ellipse_size_co)
        
        #ellipse constraints II
        for b in xrange(B):
            for dim in xrange(dimensions):
                temp_ellipse_size=[]
                temp_ellipse_size_co=[]
                temp_ellipse_size.append(name_index_dict['o'+str(b+1)+'_'+str(dim+1)])
                temp_ellipse_size_co.append(1.0)
                ellipse_size.append(temp_ellipse_size)
                ellipse_size_co.append(temp_ellipse_size_co)
                
        ellipse_constraints=map(list,zip(ellipse_size,ellipse_size_co))   
        for i in xrange(len(ellipse_constraints)/2):
            my_sense+='L'
        for i in xrange(len(ellipse_constraints)/2):
            my_sense+='G'
            
    #feature constraints
    feature_constraints_1=[]
    feature_constraints_2=[]
    if alt_type=='proto':
        print 'previous v',[feature_dict[v] for v in v_list]
        for l in xrange(dimensions):
            my_sense+='E'            
            if ('v'+str(l+1)) in v_list: 
                feature_constraints_1.append([[name_index_dict['v'+str(l+1)]],[1.0]])                                
            else:
                feature_constraints_2.append([[name_index_dict['v'+str(l+1)]],[1.0]])                
    elif alt_type=='non_alternating' or alt_type=='space':   
        for b,l in product(xrange(B),xrange(dimensions)):
            temp_features=[]
            temp_features_co=[]
            
            temp_features.append(name_index_dict['o'+str(b+1)+'_'+str(l+1)])            
            temp_features_co.append(1.0)
            
            temp_features.append(name_index_dict['v'+str(l+1)])
            temp_features_co.append(-1.0*w2)
            
            features.append(temp_features)
            features_co.append(temp_features_co)
        feature_constraints=map(list,zip(features,features_co))
        for i in xrange(len(feature_constraints)):
            my_sense+='L' 
    
    my_rownames=[]  
    rows=[]
    value_tuple=[]
    my_rhs=[]
   
    
    if alt_type=='space':              
        for row in xrange(len(alpha_constraints_1+alpha_constraints_2+beta_constraints_1+beta_constraints_2+d_constraints+d_2_constraints+gamma_constraints+zeta_lower_constraints+zeta_upper_constraints+ksi_constraints+eta_constraints+alpha_d_c_constraints+alpha_c_constraints+epsilon_constraints+ellipse_constraints+feature_constraints)):
            my_rownames.append('r'+str(row+1))
        
        rows=[cplex.SparsePair(elm[0],elm[1]) for elm in alpha_constraints_1+alpha_constraints_2+beta_constraints_1+beta_constraints_2+d_constraints+d_2_constraints+gamma_constraints+zeta_lower_constraints+zeta_upper_constraints+ksi_constraints+eta_constraints+alpha_d_c_constraints+alpha_c_constraints+epsilon_constraints+ellipse_constraints+feature_constraints]             
        value_tuple=[(alpha_constraints_1,1.0),
                     (alpha_constraints_2,0.0),
                    (beta_constraints_1,1.0),
                    (beta_constraints_2,0.0),
                    (d_constraints,d_constraints_1_value),
                    (d_2_constraints,d_constraints_2_value),
                    (gamma_constraints,gamma_constraints_value),
                    (zeta_lower_constraints,zeta_lower_constraints_value),
                    (zeta_upper_constraints,zeta_upper_constraints_value),
                    (ksi_constraints,ksi_constraints_value),
                    (eta_constraints,eta_constraints_value),
                    (alpha_d_c_constraints,alpha_d_c_constraints_value),
                    (alpha_c_constraints,alpha_c_constraints_value),
                    (epsilon_constraints,epsilon_constraints_value),
                    (ellipse_constraints[:len(ellipse_constraints)/2],ellipse_constraints_w2_value),
                    (ellipse_constraints[len(ellipse_constraints)/2:],ellipse_constraints_w1_value),
                    (feature_constraints,feature_constraints_value)]
                    
        my_rhs=list(itertools.chain.from_iterable([[b]*len(a) for a,b in value_tuple]))      
    elif alt_type=='proto':
        for row in xrange(len(alpha_constraints+beta_constraints+d_constraints+d_2_constraints+gamma_constraints+zeta_lower_constraints+zeta_upper_constraints+ksi_constraints+eta_constraints+alpha_d_c_constraints+alpha_c_constraints+epsilon_constraints+feature_constraints_1+feature_constraints_2)):
            my_rownames.append('r'+str(row+1))          
        rows=[cplex.SparsePair(elm[0],elm[1]) for elm in alpha_constraints+beta_constraints+d_constraints+d_2_constraints+gamma_constraints+zeta_lower_constraints+zeta_upper_constraints+ksi_constraints+eta_constraints+alpha_d_c_constraints+alpha_c_constraints+epsilon_constraints+feature_constraints_1+feature_constraints_2]             
        value_tuple=[(alpha_constraints,alpha_constraints_value),
                     (beta_constraints,beta_constraints_value),
                    (d_constraints,d_constraints_1_value),
                    (d_2_constraints,d_constraints_2_value),
                    (gamma_constraints,gamma_constraints_value),
                    (zeta_lower_constraints,zeta_lower_constraints_value),
                    (zeta_upper_constraints,zeta_upper_constraints_value),
                    (ksi_constraints,ksi_constraints_value),
                    (eta_constraints,eta_constraints_value),
                    (alpha_d_c_constraints,alpha_d_c_constraints_value),
                    (alpha_c_constraints,alpha_c_constraints_value),
                    (epsilon_constraints,epsilon_constraints_value),
                    (feature_constraints_1,1.0),
                    (feature_constraints_2,0.0)]                   
        my_rhs=list(itertools.chain.from_iterable([[b]*len(a) for a,b in value_tuple]))
        for row in xrange(len(new_omega_constraints)):
            my_sense+='E'
            my_rownames.append('r'+str(len(my_rownames)+row+1)) 
        
        d_rows=[cplex.SparsePair(elm[0],elm[1]) for elm in new_omega_constraints]  
        rows=rows+d_rows                 
        my_rhs=my_rhs+new_omega_value
    elif alt_type=='non_alternating':
        for row in xrange(len(alpha_constraints+beta_constraints+d_constraints+d_2_constraints+gamma_constraints+zeta_lower_constraints+zeta_upper_constraints+ksi_constraints+eta_constraints+alpha_d_c_constraints+alpha_c_constraints+epsilon_constraints+ellipse_constraints+feature_constraints)):#+feature_sum_constraints
            my_rownames.append('r'+str(row+1))
        
        rows=[cplex.SparsePair(elm[0],elm[1]) for elm in alpha_constraints+beta_constraints+d_constraints+d_2_constraints+gamma_constraints+zeta_lower_constraints+zeta_upper_constraints+ksi_constraints+eta_constraints+alpha_d_c_constraints+alpha_c_constraints+epsilon_constraints+ellipse_constraints+feature_constraints]#+feature_sum_constraints            
        value_tuple=[(alpha_constraints,alpha_constraints_value),
                     (beta_constraints,beta_constraints_value),
                    (d_constraints,d_constraints_1_value),
                    (d_2_constraints,d_constraints_2_value),
                    (gamma_constraints,gamma_constraints_value),
                    (zeta_lower_constraints,zeta_lower_constraints_value),
                    (zeta_upper_constraints,zeta_upper_constraints_value),
                    (ksi_constraints,ksi_constraints_value),
                    (eta_constraints,eta_constraints_value),
                    (alpha_d_c_constraints,alpha_d_c_constraints_value),
                    (alpha_c_constraints,alpha_c_constraints_value),
                    (epsilon_constraints,epsilon_constraints_value),
                    (ellipse_constraints[:len(ellipse_constraints)/2],ellipse_constraints_w2_value),
                    (ellipse_constraints[len(ellipse_constraints)/2:],ellipse_constraints_w1_value),
                    (feature_constraints,feature_constraints_value)]#,(feature_sum_constraints,feature_sum_constraints_value)   
        my_rhs=list(itertools.chain.from_iterable([[b]*len(a) for a,b in value_tuple]))      
    t2=time.time()
    time_in_loop=t2-t1
    a=time.time()
   
    prob.linear_constraints.add(names = my_rownames,lin_expr = rows,
                                rhs = my_rhs,senses = my_sense) 
    b=time.time()
    add_time=round(b-a,2)
    
    return add_time,time_in_loop   
    
def extract(result,points,dimensions):
    '''Takes in a result dictionary,points and extracts the variable values into lists'''
    k_list,n_list,ajb_list,beta_list,c_list,v_list,g_list=([] for _ in range(7)) 
    d_list=[]
    d_dictionary={}
    z_dictionary={}
    omega=collections.defaultdict(list)    
    centers={}#collections.defaultdict(list)    
    
    #extract values from the solved problem    
    for key,value in result.items():
        if key[0]=='a'and abs(value-1.0)<.001:
            objective_variables=key[1:].split('_')                       
            j=objective_variables[0]
            b=objective_variables[1]
            ajb_list.append((j,b))
            for d in xrange(1,3):
                centers[b]=tuple(list(points[int(j)][1:])+[j,b])            
        if key[0]=='o':
            objective_variables=key[1:].split('_') 
            ball=objective_variables[0]
            L=int(objective_variables[1])
            omega[ball].append((L,value))
                 
        if key[0]=='k' and abs(value-1.0)<.001:
            k_list.append(key)
        if key[0]=='n' and abs(value-1.0)<.001:
            n_list.append(key)
        if key[0]=='b' and abs(value-1.0)<.001:
            beta_list.append(key)
        if key[0]=='c' and abs(value-1.0)<EPSILON:
            c_list.append(key)
        if key[0]=='v' and abs(value-1.0)<.001:
            #print 'v',value
            v_list.append(key)
        if key[0]=='d':
            d_list.append((key,value))
            d_dictionary[key]=value
        if key[0]=='z':
            z_dictionary[key]=value
        if key[0]=='g' and abs(value-1.0)<.001:
            g_list.append(key)
    #print 'centers',centers.items()        
    sum_omega=0
    sum_omega=sum([tup[1] for item in omega.values() for tup in item])
    
    #append a 0 to missing dimensions
    for ball,omega_list in omega.items():
        if len(omega_list)!=dimensions:
            non_zero_d=zip(*omega_list)[0]
            missing_d= set([i for i in xrange(1,dimensions+1)]).difference(non_zero_d)
            for d in missing_d:
                omega_list.append((d,0))
             
    return k_list,n_list,ajb_list,beta_list,c_list,v_list,omega,centers,sum_omega,d_list,g_list,d_dictionary,z_dictionary

def calculate_objective(k_list,n_list,ajb_list,beta_list,c_list,v_list,omega,centers,sum_omega,lambda_o):
    objective_val=len(k_list)*C_k+len(n_list)*C_n+len(ajb_list)*C_alpha+len(beta_list)*C_beta+sum_omega*lambda_o+len(v_list)*C_v    
    return objective_val
    

def extract_and_output_solution(points_fn,report_file,points,N,dimensions,my_prob,B,lambda_o,pdf_pages,time_to_solve,parameter_str,names_dict,header,iteration,alt_type,feature_dict,class_dict):
    '''Extract variables,values from solved MIP and create output'''    
    num_variables = my_prob.variables.get_num()
    values     = my_prob.solution.get_values()   
    
        
    result={}              
    result=dict(zip(my_prob.variables.get_names(),values))
    
    if print_result_variables==True:
        write_file=open('./'+report_file+'_'+str(B)+'balls.csv','w') 
        types      = my_prob.variables.get_types()    
        for j in range(num_variables):
            write_file.write("{},{},{},{}\n".format(j,my_prob.variables.get_names()[j],values[j],types[j]))
            
    
    print 'start extract'
    k_list,n_list,ajb_list,beta_list,c_list,v_list,omega,centers,sum_omega,d_list,g_list,d_dictionary,z_dictionary=extract(result,points,dimensions)   
    print 'end extract'    
        
    
    
    sol=Solution(N,B,ajb_list,beta_list,omega,v_list,points_fn,report_file)
#    sol.write()      
    print_solution(my_prob,points,dimensions,sol,k_list,n_list,c_list,centers,sum_omega,lambda_o,pdf_pages,time_to_solve,parameter_str,names_dict,header,iteration,alt_type,report_file,feature_dict,d_list,g_list,class_dict)  
    print 'end extract_and_output_solution'    
    return pdf_pages,omega,v_list,ajb_list,beta_list,k_list,n_list,sum_omega,my_prob,centers,g_list,d_dictionary,z_dictionary
    

def setup_objective_and_contraints(prob,B,lambda_o,points,N,dimensions,alt_type,omega,v_list,alpha_prev,beta_prev,feature_dict,iteration,g_list,d_dictionary,z_dictionary):
    '''Add objective, constraints to MIP'''
    obj1=time.time()
    num_classes=len(set(zip(*points.values())[0]))   
    print 'num_classes',num_classes
    name_index_dict=populate_objective(prob,lambda_o,B,N,dimensions,num_classes) #set objective  
    obj2=time.time()
    obj_time=round(obj2-obj1,2)
        
    const1=time.time()
    add_time,time_in_loop=generate_constraints(prob,points,N,dimensions,B,name_index_dict,alt_type,omega,v_list,alpha_prev,beta_prev,feature_dict,num_classes,g_list,d_dictionary,z_dictionary) #set constraints                                   
    const2=time.time()
    const_time=round(const2-const1,2)   
    if supress_write!=True:    
        prob.write('./'+version+'_'+report_file+'_'+str(iteration)+'_'+alt_type+'.lp') #write constraint file
        
    return obj_time,const_time,add_time,time_in_loop

def create_MIP_start_sparsePair(ws_solution,sampled_points,population,N,B,dimension,raw_pop,raw_sample): 
    '''Take a previous warm start solution and create a cplex sparse pair'''
    #mapping=[(index,pop_index) for index,point in raw_sample.items() for pop_index,pop_point in raw_pop.items() if list(point)==list(pop_point)]          
    mapping=[]
    for index,point in raw_sample.items():
        for pop_index,pop_point in raw_pop.items():               
            if list(point)==list(pop_point):
                mapping.append((index,pop_index))
                break
                
    ws_solution.change(mapping,N,B)
    warm_start_dict={}
    warm_start_dict=ws_solution.create_complete_solution(population)
    print 'ws objective  done\n'
    
    return cplex.SparsePair(warm_start_dict.keys(),warm_start_dict.values())

def sample_points(sample_point_names):
    '''create a list of points based on the names in sample_point_names'''

    sampled_points_list=[]
    for name in list(sample_point_names):
        points={}
        points,N,dimensions,names_dict,header=create_points('./data/ws_files/'+name)
        raw_points=create_raw_points('./data/ws_files/'+name)
        sampled_points_list.append((points,raw_points))

    return sampled_points_list

def read(ws_sol_names):
    '''Create a list of previously solved solutions'''
    warm_start_solution_list=[]
    for sol_name in ws_sol_names:    
        with open('./data/ws_files/'+sol_name,'rb') as object_read:
            try :            
                obj=pickle.load(object_read)
                warm_start_solution_list.append(obj)
            except :
                print 'error reading warm start solution'
                pass
        
    return warm_start_solution_list
    
def read_2():
    '''Create a list of previously solved solutions'''
    warm_start_solution_list=[]
    
    saved_sols=os.listdir('./')
    
    for sol_name in saved_sols:    
        with open('./'+sol_name,'rb') as object_read:
            try :            
                obj=pickle.load(object_read)
                warm_start_solution_list.append(obj)
            except :
                print 'error reading warm start solution'
                pass
        
    return warm_start_solution_list

def warm_start(my_prob,points,N,B,sample_point_names,ws_sol_names,dimension,raw_pop):   
    '''Read a previously saved solution, modify it to fit the current problem and add it'''
    population=points    
    sampled_points_list=sample_points(sample_point_names)  
    print 
    warm_start_solution_list=read(ws_sol_names)         
    
    if len(sampled_points_list)!=len(warm_start_solution_list):
        raise 'warm start read exception'
        
    index=1
    for ws_sol,sample in zip(warm_start_solution_list,sampled_points_list):   
        warm_start_sp=create_MIP_start_sparsePair(ws_sol,sample[0],population,N,B,dimension,raw_pop,sample[1])
        print 'adding warm start'      
        wst_name='ws'+str(index)
        my_prob.MIP_starts.add(warm_start_sp,3,'m1')
#        my_prob.MIP_starts.write('./warm_start_with_g.mst')
        index+=1
        print 'added warm start'

def create_ws_lists(N,data_set,fold):   
    sample_point_names=[]
    ws_sol_names=[]
    with open('./data/'+data_set+'/fold'+str(fold)+'/ws_info.txt','r') as f:
        for line in f:
            print line
            sample_point_names.append(line.strip().split(',')[0])
            ws_sol_names.append(line.strip().split(',')[1])
    
    return sample_point_names,ws_sol_names

def run_MIP(points_fn,report_file,points,N,dimensions,B,lambda_o,pdf_pages,names_dict,header,test_points,data_set,fold):
    
    class_dict={1:'Breakfast Cereals',2:'Snacks',3:'Sweets'}
#    class_dict={1:'High Gain',2:'Low Gain',3:'no change',4:'Low Loss',5:'High Loss'}
    raw_pop=create_raw_points_folds(data_set,fold)    
    time_str='\n' 
    parameter_str=''    
    feature_dict={'v'+str(index+1):item for index,item in enumerate(header)}
    omega={}
    v_list=[]
    alpha=[]
    beta=[]
    g_list=[]
    d_dictionary={}
    z_dictionary={}
    
    alternate_iterations=collections.defaultdict(list)
    
    iteration=0
    my_prob_prev=[]
    ws_list=[]
    prev_iter=0
    prev_alt_type='none'  
    cumulative_objective=[]
    cumulative_time=[]
    objective_anno={}
    
    for alt_run in xrange(2*alt_runs): #change back to 2*alt_runs
        error_flag=0
        if alt_run%2==0:
            alt_type='space'
        else:
            alt_type='proto'
        
        print '\n----------------------------------------------'   
        iteration=(alt_run+2)/2
        print 'iteration: ',iteration,', type: ',alt_type
        try:
            my_prob = cplex.Cplex()            
            obj_time,const_time,add_time,time_in_loop=setup_objective_and_contraints(my_prob,B,lambda_o,points,N,dimensions,alt_type,omega,v_list,alpha,beta,feature_dict,iteration,g_list,d_dictionary,z_dictionary)
            
            num_variables=my_prob.variables.get_num()      
            num_constraints=my_prob.linear_constraints.get_num()
            time_str+='Run '+str(iteration)+' | '+alt_type+'\n'
            time_str+='obj setup time= '+str(obj_time)+'s | constr setup time= '+str(const_time)+'s (add time= '+str(add_time)+'s | loop= '+str(round(time_in_loop,2))+'s)\n'
            
            print 'time to setup objective and constraints',obj_time+const_time,'sec'        
            print 'num_variables for original problem : ',my_prob.variables.get_num()
            print 'num_constraints for original problem : ',my_prob.linear_constraints.get_num()
           
            if apply_run_parametrs==True:        
                parameter_str=set_MIP_run_parameters(my_prob)
                
            if warm_start_flag==True:                              
                if my_prob_prev!=[]:
                    a=time.time()  
                    print 'starting warm start'
                    print 'length of ws varibales',len(my_prob_prev.variables.get_names()) 
                    sp=cplex.SparsePair(my_prob_prev.variables.get_names(),my_prob_prev.solution.get_values())
                    ws_list.append(sp)
                    my_prob.MIP_starts.add(sp,4,"ws"+str(prev_iter)+'_'+prev_alt_type)
                    b=time.time()
                    ws_time=round(b-a,2)
                    time_str+='ws_setup_time= '+str(ws_time)+'s\n'
                    print 'final warm starts: ',my_prob.MIP_starts.get_num()             
                    print 'final ws names: ',my_prob.MIP_starts.get_names()
                    print 'final ws effort elevels: ',my_prob.MIP_starts.get_effort_levels()                
                    print 'warm start setup time',ws_time,'sec'    
           
                    
                        
            
            print '\n'
            print 'start minimization','iteration: ',iteration,', type: ',alt_type+'\n'
            cb = my_prob.register_callback(MyCallback)
            cb.incobjval, cb.bestobjval,cb.times,cb.dettimes, cb.start_dettime = [], [], [], [], []
            
            start=time.time()
            #solve the optimization problem            
            my_prob.solve()
            end=time.time()
            time_to_solve=round(end-start,2)            
            time_str+='MIP solve time= '+str(time_to_solve)+'s\n'
            print '\nstop minimization','iteration: ',iteration,', type: ',alt_type,', time elapsed: ',time_to_solve
            print "Solution value  = ", my_prob.solution.get_objective_value()
            time_str+='#variables= '+str(num_variables)+' | #constraints= '+str(num_constraints)+' \n'
            #append the solution to incumbent objective            
                        
            
            if error_flag!=1:
                cumulative_objective,objective_anno,cumulative_time=plot_objective(cb,pdf_pages,iteration,alt_type,cumulative_objective,objective_anno,my_prob.solution.get_objective_value(),cumulative_time)
            
            
        except CplexError, exc:
            print exc 
             
            error_flag=1                       
            continue
        a=time.time()       
        #omega is sent to generate constraints               
        pdf_pages,omega,v_list,alpha,beta,k_list,n_list,sum_omega,my_prob_prev,centers,g_list,d_dictionary,z_dictionary = extract_and_output_solution(points_fn,report_file,points,N,dimensions,my_prob,B,lambda_o,pdf_pages,time_to_solve,parameter_str,names_dict,header,iteration,alt_type,feature_dict,class_dict)        
        train_k_list,train_n_list=compute_train_performance(alpha,omega,v_list,points,test_points,centers,B,feature_dict,pdf_pages,class_dict,iteration,alt_type,names_dict)
        (alpha,omega,v_list,points,test_points)       
        
        print 'test ksi:('+str(len(train_k_list))+')-'+','.join(map(str,train_k_list))
        print 'test eta:('+str(len(train_n_list))+')-'+','.join(map(str,train_n_list))
        print 'in main \n'  
        
        fig=plt.figure()
        plt.title('Testing Performance')
        k_string='test ksi:('+str(len(train_k_list))+')-'+','.join(map(str,train_k_list))
        n_string='test eta:('+str(len(train_n_list))+')-'+','.join(map(str,train_n_list))
        plt.axis('off')        
        plt.text(.1,.8,k_string,fontsize=8)
        plt.text(.1,.7,n_string,fontsize=8)
        pdf_pages.savefig(fig)
        plt.close()
        
        prev_iter=iteration
        prev_alt_type=alt_type        
        b=time.time()
        extraction_time=round(b-a,2)
       
        alternate_iterations['iter_type'].append(alt_type+'_'+str(iteration))
        print 'start getting objective value'        
        alternate_iterations['objective'].append(my_prob.solution.get_objective_value()) 
        print 'end getting objective value'         
        print 'start getting status'
        alternate_iterations['sol_type'].append(my_prob.solution.status[my_prob.solution.get_status()])           
        print 'end getting status'        
        alternate_iterations['ksi'].append(len(k_list))
        alternate_iterations['eta'].append(len(n_list))
        alternate_iterations['alpha'].append(len(alpha))
        alternate_iterations['beta'].append(len(beta))
        alternate_iterations['omega'].append(sum_omega)
        alternate_iterations['v'].append(len(v_list))        
        
        
        time_str+='time for extraction= '+str(extraction_time)+'s | '+'\n'            
        print 'time for extraction',extraction_time,'sec'    
        print "Solution value  = ", my_prob.solution.get_objective_value()
        
    
    print alternate_iterations.items()
    fig=plt.figure()
    ax = fig.add_subplot(111)    
    ax.plot(xrange(1,len(alternate_iterations['objective'])+1),[round(obj,2) for obj in alternate_iterations['objective']],label='objective')
    ax.legend(fontsize=8)
    plt.xticks(np.arange(1, len(alternate_iterations['objective'])+1, 1.0),alternate_iterations['iter_type'],size=7)
    
    for i,tup in enumerate(zip(alternate_iterations['sol_type'],alternate_iterations['objective'],alternate_iterations['iter_type'])):
        print i+1,tup
        ax.annotate(tup[0], xy=(i+1,tup[1]),  xycoords='data',textcoords='offset points', ha='center', va='bottom',arrowprops=dict(arrowstyle='->', connectionstyle='arc3,rad=0.5', 
                            color='red'),size=5)
               
    if print_to_report==True:
        

        fig=plt.figure()                      
        plt.title('objective')
        plt.xlabel('iterations')
        plt.ylabel('objective value')
        plt.grid(True)
        pdf_pages.savefig(fig)
        plt.close()
       
        fig=plt.figure()
        plt.plot(xrange(1,len(alternate_iterations['ksi'])+1),alternate_iterations['ksi'],label='ksi')
        plt.plot(xrange(1,len(alternate_iterations['eta'])+1),alternate_iterations['eta'],label='eta')
        plt.legend(fontsize=8)
        plt.xticks(np.arange(1, len(alternate_iterations['ksi'])+1, 1.0),alternate_iterations['iter_type'],size=7)
        
        plt.title('alternating iterations')
        plt.ylabel('unweighted contribution to objective')
        plt.xlabel('iterations')
        plt.grid(True)
        pdf_pages.savefig(fig)
        plt.close()
    
        
        fig=plt.figure()
        plt.plot(xrange(1,len(alternate_iterations['alpha'])+1),alternate_iterations['alpha'],label='alpha')
        plt.plot(xrange(1,len(alternate_iterations['beta'])+1),alternate_iterations['beta'],label='beta')
        plt.plot(xrange(1,len(alternate_iterations['v'])+1),alternate_iterations['v'],label='v')
        plt.legend(fontsize=8)
        plt.xticks(np.arange(1, len(alternate_iterations['alpha'])+1, 1.0),alternate_iterations['iter_type'],size=7)       
        plt.title('alternating iterations')
        plt.ylabel('unweighted contribution to objective')
        plt.xlabel('iterations')
        plt.grid(True)
        pdf_pages.savefig(fig)
        plt.close()
        
        fig=plt.figure()
        plt.plot(xrange(1,len(alternate_iterations['omega'])+1),alternate_iterations['omega'],label='sum of omega')
        plt.legend(fontsize=8)
        plt.xticks(np.arange(1, len(alternate_iterations['omega'])+1, 1.0),alternate_iterations['iter_type'],size=7)   
        plt.title('sum of omega')
        plt.ylabel('unweighted contribution to objective')
        plt.xlabel('iterations')
        plt.grid(True)
        pdf_pages.savefig(fig)
        plt.close()    
        plt.close("all")    
    return time_str 

def compute_train_performance(alpha,non_zero_omega,non_zero_features,train_points,test_points,centers,B,feature_dict,pdf_pages,class_dict,iteration,alt_type,names_dict) :
    
    train_k_list=[]
    train_n_list=[]
    pop_new={}
        
    append_points_dict={int(j):train_points[int(j)]for (j,b) in alpha} 
    num_test_points=len(test_points.keys())
    for i,v in test_points.items():
        #for each point
        i_label=int(test_points[i][0])
        pop_new[1]=test_points[i]
        temp_ksi=1
        temp_eta=0
        #go through the balls
        for (j,b) in alpha:          
            j=int(j)
            b=int(b)           
            pop_new[2]=train_points[j]
            j_label=int(train_points[j][0])
            d_ib,g_ibl,c_iby=func_c_iby(1,2,b,pop_new,non_zero_omega,non_zero_features)
            dis=(1-EPSILON)
            if i_label==j_label and (d_ib[1]<dis or abs(d_ib[1]-dis)<1e-15):
                temp_ksi=0
               
                    
                
            if i_label!=j_label and (d_ib[1]<dis or abs(d_ib[1]-dis)<1e-15):
                temp_eta=1
        #update the count 
        if temp_ksi==1:
            train_k_list.append(i)
        if temp_eta==1:
            train_n_list.append(i)
            
    appended_points=dict(test_points)
    draw_plot(centers,non_zero_omega,non_zero_features,feature_dict,B,appended_points,pdf_pages,class_dict,train_points,'Test',iteration,alt_type,names_dict,report_file)
        
    return train_k_list,train_n_list
               

def plot_objective(cb,pdf_pages,iteration,alt_type,cumulative_objective,objective_anno,final_obj,cumulative_time):
     # plot obj value   
    if print_to_report==True:
        plt.ion()   
        fig=plt.figure()
        ax = fig.add_subplot(111)
        plt.axis('on')
        plt.xlabel('time (sec)')
        plt.ylabel('Objective value')
        plt.title('Run '+str(iteration)+' | '+alt_type+' | Objective value as search progressed')
    
    cumulative_objective.extend(cb.incobjval) 
    cumulative_objective.append(final_obj)
    new_dettimes=[]
    if cumulative_time:
        new_dettimes=[cumulative_time[-1]+item-cb.start_dettime[0] for item in cb.dettimes]
    else:
        new_dettimes=[item-cb.start_dettime[0] for item in cb.dettimes]
        
    cumulative_time.extend(new_dettimes)    
    
    if new_dettimes:
        cumulative_time.append(new_dettimes[-1]+1)
    else:
        cumulative_time.append(1)
    size = len(cumulative_objective)
    print 'times match',len(cumulative_objective),len(cumulative_time)
    new_times=[int(t-cumulative_time[1]) for t in cumulative_time[1:]]
    objective_anno[size-1]=(alt_type+str(iteration),cumulative_objective[-1],cumulative_time[-1])
    
    if print_to_report==True:
        for k,val in objective_anno.items():
            ax.annotate(val[0], xy=(val[2],val[1]),  xycoords='data',textcoords='data', ha='center', va='bottom',size=7,rotation=90,arrowprops=dict(arrowstyle='->', connectionstyle='arc3,rad=0.5',color='red'))                  
        pdf_pages.savefig(fig)
        plt.ioff()
        plt.close()
        
#    with open('./'+report_file+'_anno.csv','w') as f:
#        [f.write(str(val[0])+','+str(val[2])+','+str(val[1])+'\n') for k,val in objective_anno.items()]
#    
    return cumulative_objective,objective_anno,cumulative_time

def write_time(pdf_pages,time_str):
    
    fig=plt.figure()
    plt.axis('off')
    plt.title('Timing parmaters for the experiment')
    plt.text(0,0.1,time_str,fontsize=8)
    pdf_pages.savefig(fig)
    

def plot_points_table(points_file,ball_range,fig,ax,pdf_pages,N,dimensions):
    '''PLots the points to the pdf'''
    f=open(points_file,'r')
    content=f.readlines()     
    write_str=''  
    plt.title('Raw data for '+str(len(content)-1)+' points',fontsize=8)
    wrs_list=[]
    wrs_list.append(','.join(content[0].split(','))+str('\n'))
    for i in xrange(3):
        for index,value in enumerate(content[1:]):
            if index%80==0:
                plt.text(0+index*(.33),1,write_str,fontsize=4,va='top')  
                wrs_list.append(write_str)
                write_str=''
            write_str+=','.join(value.split(','))+str('\n')
    wrs_list.append(write_str)        
    ax.axis('off')
    plt.tight_layout()      
    pdf_pages.savefig(fig) 
    plt.close()
    
def draw_plot(centers,omega,v_list,feature_dict,B,points,pdf_pages,class_dict,train_points,split,iteration,alt_type,names_dict,report_file):
    radaii_centers={}
    try :
        print 'centers',centers
        print 'omega',omega,'\n\n'
        for b,value in omega.items():
            if b in centers.keys():
#                print 'ball=',b,',class=',class_dict[int(points[int(centers[b][-2])][0])],': (dim, omega)\n',[(item[0],round(item[1],7)) for item in sorted(value,key=lambda x: x[0])]
                radii=[1/item[1] if item[1]>=.5 else 1.0/w1_min for item in sorted(value,key=lambda x: x[0])]
                cube_centers=centers[b][:-2]
                j_b=centers[str(b)][-2:]
                j=centers[str(b)][-2]
                radaii_centers[b]=(cube_centers,radii,j)
                print 'radii',radii,'\ncenters',cube_centers,'\nj_b',j_b,'\n'
                print 'center names',names_dict[int(j)]
#                if split=='Train':
#                    with open('./'+report_file+'_rectangle_plot3d.csv','a') as f:
#                        print 'print',(str(iteration)+','+str(alt_type)+','+str(b)+','+centers[str(b)][-2]+','+str(int(points[int(centers[str(b)][-2])][0]))+','+str(cube_centers[0])+','+str(cube_centers[1])+','+str(cube_centers[2])+','+str(radii[0])+','+str(radii[1])+','+str(radii[2])+'\n')
#                                        
#                        f.write(str(iteration)+','+str(alt_type)+','+str(b)+','+centers[str(b)][-2]+','+str(int(points[int(centers[str(b)][-2])][0]))+','+str(cube_centers[0])+','+str(cube_centers[1])+','+str(cube_centers[2])+','+str(radii[0])+','+str(radii[1])+','+str(radii[2])+'\n')
                
    except:
        print "Unexpected error:", sys.exc_info()[0]
        print b,centers[b],
        raise 

    if len(v_list)==3:
        if centers.keys():
            draw_cube(radaii_centers,v_list,feature_dict,B,points,pdf_pages,train_points,split,iteration,alt_type,names_dict) 
    elif len(v_list)<3:
        if centers.keys():
            draw_rectangle(radaii_centers,v_list,feature_dict,B,points,pdf_pages,train_points,split,iteration,alt_type,names_dict)     
    
      
    
def print_solution(my_prob,points,dimensions,sol,k_list,n_list,c_list,centers,sum_omega,lambda_o,pdf_pages,time_to_solve,parameter_str,names_dict,header,iteration,alt_type,report_file,feature_dict,d_list,g_list,class_dict):
    '''Print and create output to the console'''    
    B=sol.B
    N=sol.N
    ajb_list=sol.non_zero_a
    beta_list=sol.non_zero_b
    v_list=sol.non_zero_features
    omega=sol.non_zero_omega       
    omega_str=''									
    
    selected_centers=[b[1:] for b in beta_list]
        
    
    print 'version: ',version,'| filename: ',os.path.realpath(__file__).split('\\')[-1],'\n'
    print 'B:',B 
    print 'number of balls selected: ',len(ajb_list),'\n'
    print 'objective ksi:',len(k_list)*C_k,'| eta:',len(n_list)*C_n,'| alpha:',len(ajb_list)*C_alpha,'| beta:',len(beta_list)*C_beta,'| omega',sum_omega*lambda_o,'| v:',len(v_list)*C_v
    print "Solution value  = ", my_prob.solution.get_objective_value()    
    print "Solution status = " , my_prob.solution.get_status(), ":",my_prob.solution.status[my_prob.solution.get_status()],'\n'
    
    print 'nonzero k',k_list,'contribution to objective:',len(k_list)*C_k,'\n'
    print 'nonzero eta',n_list,'contribution to objective:',len(n_list)*C_n,'\n'
    print 'nonzero beta',beta_list,'contribution to objective:',len(beta_list)*C_beta,'\n'
    print 'alpha(j,b)',ajb_list,'contribution to objective:',len(ajb_list)*C_alpha,'\n'
    print 'nonzero v','[',','.join([feature_dict[v_] for v_ in map(str,v_list)]),']contribution to objective:',len(v_list)*C_v,'\n'
    print 'omega contribution to objective:',sum_omega*lambda_o,'\n'
   
    
    report_str=''
    report_str2=''
    report_str+='Run '+str(iteration)+','+alt_type+', seed: '+str(set_seed)+'\n'
    report_str2+='Run '+str(iteration)+','+alt_type+'\n'
    report_str+="B:"+str(B)+" | dimensions:"+str(dimensions)+" | N:"+str(N)+"\n"
    report_str+='number of balls selected: '+str(len(ajb_list))+'\n'  
    report_str+='features selected ['+', '.join([feature_dict[v_] for v_ in map(str,v_list)])+']    | contribution to objective: '+str(len(v_list)*C_v)+'\n\n'
    
    report_str+="Objective value = "+str(my_prob.solution.get_objective_value())+'\n'
    report_str+="Solution status = "+str(my_prob.solution.get_status())+":"+str(my_prob.solution.status[my_prob.solution.get_status()])+'\n\n'    
    
    report_str+='coefficients: C_ksi='+str(C_k)+' | C_eta='+str(C_n)+' | C_alpha='+str(C_alpha)+' | C_beta='+str(C_beta)+' | C_omega='+str(lambda_array[0])+' | C_v='+str(C_v)+'\n'
    report_str+='variable contributions = ksi:'+str(len(k_list)*C_k)+' |  eta:'+str(len(n_list)*C_n)+' |  alpha:'+str(len(ajb_list)*C_alpha)+' |  beta:'+str(len(beta_list)*C_beta)+' |  omega:'+str(sum_omega*lambda_o)+' |  v:'+str(len(v_list)*C_v)+'\n\n'    
    
    report_str+='run parameters: '+str(parameter_str)+'\n'    
    report_str+='time to solve MIP = '+str(round(float(time_to_solve),2))+' sec\n\n'
        
    report_str+='nonzero k ['+str(len(k_list))+' points not correctly covered]    | contribution to objective: '+str(len(k_list)*C_k)+'\n'
    report_str+='nonzero eta ['+str(len(n_list))+' points wrongly covered]    | contribution to objective: '+str(len(n_list)*C_n)+'\n'
    report_str+='nonzero beta ['+','.join(map(str,beta_list))+']    | contribution to objective: '+str(len(beta_list)*C_beta)+'\n'
    report_str+='alpha(j,b) ['+','.join(map(str,ajb_list))+']    | contribution to objective: '+str(len(ajb_list)*C_alpha)+'\n'
    report_str+='omega contribution to objective: '+str(sum_omega*lambda_o)+'\n\n'
    report_str+='w1= '+str(w1)+', w2= '+str(w2)+', epsilon= '+str(EPSILON)+', M= '+str(M) 
    report_str2+='1:Water, 2:Energ, 3:Protein, 4:Lipid_Tot, 5:Carbohydrt, 6:Sugar, 7:Calcium, 8:Iron, 9:Sodium, 10:Cholestrl\n\n'
    report_str2+='Omega for all balls \nball : (dim,omega)\n' 
    draw_plot(centers,omega,v_list,feature_dict,B,points,pdf_pages,class_dict,{},'Train',iteration,alt_type,names_dict,report_file)
            
        
    report_str+='\n'
    print '\nCenters of balls'    
    print 'ball: (['+','.join(['feature'+str(i+1) for i in xrange(dimensions)])+'],(j,b),proto_name'
    modified_omega=collections.defaultdict(list)    
    for ball,elm in centers.items():
        for tup in omega[ball]:
            modified_omega[ball].append((tup[0],Decimal(repr(tup[1]))))
            
            
        omega_str+=str(iteration)+','+str(alt_type)+','+str(ball)+','+str(int(points[int(elm[-2])][0]))+','+','.join(map(str,elm[:-2]))+','+','.join(map(str,zip(*sorted(modified_omega[ball],key=lambda x: x[0]))[1]))+'\n'
        print ball,':',[round(item,2) for item in elm[:-2]],elm[-2:],names_dict[int(elm[-2])]
         
    print '\nSelected prototypes'
    report_str2+='\nSelected Prototypes\n'
    
    try:     
        for ball,elm in centers.items():
            if elm[-2] in selected_centers:
                print ball,elm
                print 'Ball/Cluster:',ball,' = (class -> prototype) : (',class_dict[points[int(elm[-2])][0]],' -> ',names_dict[int(elm[-2])],')'
                report_str2+='Ball/ Cluster :'+str(ball)+' = (class -> prototype) : ('+str(class_dict[points[int(elm[-2])][0]])+' -> '+str(names_dict[int(elm[-2])])+')\n'
        print '\n' 
        report_str+='\n'  
    except:
        print "Unexpected error:", sys.exc_info()[0]
        pass
    
     
    fig=plt.figure()
    plt.axis('off')
    plt.title('Run '+str(iteration)+' | '+alt_type+' | MIP parameters and results')
    plt.text(0, 0.3,report_str,fontsize=8)
    pdf_pages.savefig(fig)
        
    misclassified_dict=collections.defaultdict(list)
    classified_dict=collections.defaultdict(list)
    correct=collections.defaultdict(list)
    incorrect=collections.defaultdict(list)
    
    for tup in ajb_list:
        j=tup[0]
        b=tup[1]
        class_j=points[int(j)][0]
        for misclassified_point in n_list:
            i=misclassified_point[1:]
            c_string='c'+i+'_'+j+'_'+b
            if c_string in c_list:
                class_i=points[int(i)][0]
                if class_i!=class_j:
                    misclassified_dict[(j,b)].append(i)
                else:
                    classified_dict[(j,b)].append(i)
    missclassified_str=''
    classified_str=''
    incorrect_str=''
    correct_str=''
    print 'Cluster misclassifications (j,b) : points '   
    for tup,value in misclassified_dict.items():
        missclassified_str+='(j,ball,class):'+str(tup)+str(class_dict[int(points[int(tup[0])][0])])+' cluster \n'+str([names_dict[int(val)] for val in value])+'\n\n'
    print 'Misclassified by one but correctly classfied by another[ due to overlap] (j,b)    : point '  
    for tup,value in classified_dict.items():
        classified_str+='(j,ball,class):'+str(tup)+str(class_dict[int(points[int(tup[0])][0])])+' cluster \n'+str([names_dict[int(val)] for val in value])+'\n\n'
        
    class_count=collections.defaultdict(int)
    for tup in ajb_list:
        j=tup[0]
        b=tup[1]        
        class_j=int(points[int(j)][0])
        class_count[class_j]=class_count[class_j]+1
        for point_p in xrange(1,N+1):
            i=str(point_p)
            class_i=int(points[int(i)][0])
            c_string='c'+i+'_'+str(b)+'_'+str(class_j)
            if c_string in c_list:                
                if class_i!=class_j:
                    incorrect[(j,b)].append(i)                    
                else:
                    correct[(j,b)].append(i) 
    
    print'class count', class_count.items() 
    
    
    complete_str=''  
    complete_str+='class summaries\n'+'\n'.join([str(class_dict[class_b])+' -> '+str(count)+' balls'for class_b,count in class_count.items()])
    complete_str+='\n\n'
    
    print 'correct',len(correct.keys()),',incorrect',len(incorrect.keys())
    
    no_miss=set(correct.keys())-set(incorrect.keys())
    no_miss_dict={}
    
    for v in no_miss:
        no_miss_dict[v]=[] 

    for k,val in class_dict.items():
        print 'class: ',class_dict[k],' '+str(class_count[k])+'/'+str(len(ajb_list))+' balls'
        complete_str+='class: '+class_dict[k]+' '+str(class_count[k])+'/'+str(len(ajb_list))+' balls'+'\n'       
               
        
        for (j,b),i_list in incorrect.items()+no_miss_dict.items():
            j=int(j)  
            if int(points[j][0])!=k:
                continue
            
            complete_str+='     ball: '+str(b)+' ('+class_dict[points[j][0]]+')\n'
            complete_str+='         proto #: '+str(j)+'\n'
            complete_str+='         proto: '+names_dict[j]+' -> '+class_dict[points[j][0]]+' : \n           '+'\n           '.join([feature_dict['v'+str(index+1)]+'  : '+str(v)+' ' for index,v in enumerate(points[j][1:])])+'\n'          
            complete_str+='         omega(from largest):  \n           '+'\n           '.join([feature_dict['v'+str(tup[0])]+' : '+str(tup[1]) for tup in sorted(omega[b],key=lambda x: x[1],reverse=True)])+'\n'
            complete_str+='         axis(from smallest):  \n           '+'\n           '.join([feature_dict['v'+str(tup[0])]+' : '+str(1/tup[1]) if tup[1]>1e-8 else feature_dict['v'+str(tup[0])]+': '+str(1/w1_min) for tup in sorted(omega[b],key=lambda x: x[1],reverse=True)])+'\n\n'
            complete_str+='         #correct: '+str(len(correct[(str(j),b)]))+' / #incorrect: '+str(len(incorrect[(str(j),b)]))+'\n'          
            
            complete_str+='\n         correctly classifies'+'\n'
            append_str=''            
            
            maha_inv_omega=np.diag([tup[1] for tup in sorted(omega[b],key=lambda x:x[0])])            
                        
            for count,i in enumerate(correct[(str(j),b)]):
                i=int(i)
                md_correct=spatial.distance.mahalanobis(points[j][1:],points[i][1:],maha_inv_omega)
                append_str+='         #'+str(i)+' ('+names_dict[i]+', '+class_dict[points[i][0]]+', MD:'+str(md_correct)+'), \n'
                append_str+='         '+','.join([feature_dict['v'+str(index+1)]+': '+str(v)+' ' for index,v in enumerate(points[i][1:])])+'\n'
                if (count+1)%1==0:
                    complete_str+=append_str
                    append_str=''
            if append_str!='':
                complete_str+='         '+append_str            
            
            complete_str+='\n         incorrectly classifies'+'\n'           
                        
            if i_list==[]:
                print '         none'
                complete_str+='         none'+'\n'
                        
            md_list=[]                        
            for i in i_list:
                i=int(i)
                md_list.append((spatial.distance.mahalanobis(points[j][1:],points[i][1:],maha_inv_omega),'#'+str(i)+' '+names_dict[i]+'->'+class_dict[points[i][0]]+':\n'+'          '+','.join([feature_dict['v'+str(index+1)]+': '+str(v)+' ' for index,v in enumerate(points[i][1:])])+'\n'))
            
            for tup in sorted(md_list,key=lambda x:x[0]):            
                complete_str+='          '+'[MD:'+str(tup[0])+'] | '+tup[1]
            complete_str+='\n'
            
            
                
                        
            
        print '         points not covered'
        complete_str+='       points not covered'+'\n'
        for ksi in k_list:
            ksi=int(ksi[1:])
            class_ksi=points[ksi][0]

            ball_of_class_k=[]                
            for tup in ajb_list:
                j=int(tup[0])
                b=int(tup[1])
                if points[j][0]==class_ksi:
                    ball_of_class_k.append((j,b))
            
            if class_ksi==k:
#                print '        ',names_dict[ksi],'->',class_dict[points[ksi][0]],':',[feature_dict['v'+str(index+1)]+': '+str(v)+' ' for index,v in enumerate(points[ksi][1:])]
                complete_str+='         #'+str(ksi)+' '+names_dict[ksi]+'->'+class_dict[points[ksi][0]]+': \n         '+','.join([feature_dict['v'+str(index+1)]+': '+str(v)+' ' for index,v in enumerate(points[ksi][1:])])+'\n'
                for tup_k in ball_of_class_k:                   
                    maha_inv_omega=np.diag([tup[1] for tup in sorted(omega[str(tup_k[1])],key=lambda x:x[0])])                                       
                    md_not_covered=spatial.distance.mahalanobis(points[tup_k[0]][1:],points[ksi][1:],maha_inv_omega)                    
                    complete_str+='              #'+str(ksi)+': MD form ball '+str(tup_k[1])+' -> '+str(md_not_covered)+'\n'
    
        print '\n'
        complete_str+='\n\n'
    
    print 'incorrect str'                
    for tup,value in incorrect.items():
        incorrect_str+='(j,ball,class):'+str(tup)+str(class_dict[int(points[int(tup[0])][0])])+' cluster: omega'+str(sorted(omega[tup[1]],key=lambda x: x[1],reverse=True))+' \n'+str([names_dict[int(val)] for val in value])+'\n\n'
    print 'correct str '  
    for tup,value in correct.items():
        correct_str+='(j,ball,class):'+str(tup)+str(class_dict[int(points[int(tup[0])][0])])+' cluster: omega'+str(sorted(omega[tup[1]],key=lambda x: x[1],reverse=True))+' \n'+str([names_dict[int(val)] for val in value])+'\n\n'
        
    
    
    
    if print_to_report==True:
        page_size=46
        all_lines=complete_str.splitlines()
        pages=len(all_lines)/page_size 
        remainder=len(all_lines)%page_size
        
        for i in xrange(pages):    
            fig=plt.figure()
            if i==0:
                plt.title('Prototype Cluster Analysis selected b='+str(len(ajb_list))+' out of B='+str(B),fontsize=8)
            plt.axis('off')
            [fig.text(0.08,.9-.9*float(i)/page_size,l,fontsize=7) for i,l in enumerate(all_lines[i*page_size:(i+1)*page_size])]
            pdf_pages.savefig(fig)
            
        fig=plt.figure()
        plt.axis('off')
        [fig.text(0.08,.9-.9*float(i)/page_size,l,fontsize=7) for i,l in enumerate(all_lines[pages*page_size:pages*page_size+remainder])]
        pdf_pages.savefig(fig)

    plt.close("all")
    
    return
 


   
def get_mahalanobis_string(i_list,omega,j,b,names_dict,class_dict,feature_dict,points,complete_str):
    maha_inv_omega=np.diag([tup[1] for tup in sorted(omega[b],key=lambda x:x[0])])
            
    md_list=[]            
    
    for i in i_list:
        i=int(i)
        print '        ',names_dict[i],'->',class_dict[points[i][0]],':',[feature_dict['v'+str(index+1)]+': '+str(v)+' ' for index,v in enumerate(points[i][1:])]
        print '\n'
        md_list.append((spatial.distance.mahalanobis(points[j][1:],points[i][1:],maha_inv_omega),'#'+str(i)+' '+names_dict[i]+'->'+class_dict[points[i][0]]+':'+','.join([feature_dict['v'+str(index+1)]+': '+str(v)+' ' for index,v in enumerate(points[i][1:])])+'\n'))
    
    for tup in sorted(md_list,key=lambda x:x[0]):            
        complete_str+='          '+'[MD:'+str(tup[0])+'] | '+tup[1]
        print '          '+'[MD:'+str(tup[0])+'] | '+tup[1]+'\n'
    complete_str+='\n'
    
    return complete_str    
    
def plot_ellipsoid(color,c,ax,center_x,center_y,center_z,m_x,m_y,m_z):
    # your ellispsoid and center in matrix form
    A = np.array([[m_x,0,0],[0, m_y,0],[0,0,m_z]])
    center = [center_x,center_y,center_z]
    
    # find the rotation matrix and radii of the axes
    U, s, rotation = linalg.svd(A)
    radii = 1.0/np.sqrt(s)
    
    # now carry on with EOL's answer
    u = np.linspace(0.0, 2.0 * np.pi, 100)
    v = np.linspace(0.0, np.pi, 100)
    x = radii[0] * np.outer(np.cos(u), np.sin(v))
    y = radii[1] * np.outer(np.sin(u), np.sin(v))
    z = radii[2] * np.outer(np.ones_like(u), np.cos(v))
    ax.scatter(center_x,center_y,center_z,color=color,marker='s')
    for i in range(len(x)):
        for j in range(len(x)):
            [x[i,j],y[i,j],z[i,j]] = np.dot([x[i,j],y[i,j],z[i,j]], rotation) + center  
    ax.plot_wireframe(x, y, z,  rstride=4, cstride=4, color=color, alpha=0.2)
  
def plot_3d(balls,points,centers,omega_matrix,class_names,pdf_pages,report_str,header,iteration,alt_type,feature_dict,v_list):
        
    NUM_COLORS = balls
    fig = plt.figure()
    ax = fig.add_subplot(111, projection='3d')
    ax.set_color_cycle([cm(1.*i/NUM_COLORS) for i in range(NUM_COLORS)])   
    scatter_values=[tuple(val) for val in points.values()] 
    #marker_list=['^','o','+','1']
    marker_list=['.','.','.','.']
    color_list=['r','b','g','y']   
    classes=list(set(list(zip(*scatter_values)[0])))   
    class_dict={}
    for cl in xrange(len(classes)):
        class_dict[classes[cl]]=(color_list[cl],marker_list[cl])
    
    for point,value in points.items():
        ax.scatter(value[1],value[2],value[3],color=class_dict[value[0]][0], marker=class_dict[value[0]][1])

    for ball,values in centers.items():
        x,y,z=values[:3]
        omega=sorted(omega_matrix[ball],key=lambda x:x[0])
        m_x,m_y,m_z=zip(*omega)[1]
               
        plot_ellipsoid(class_dict[points[int(values[-2])][0]][0],int(ball),ax, x,y,z,m_x,m_y,m_z)
    
    
       
    plt.title('Run '+str(iteration)+' | choose '+alt_type+' | balls(selected/total)= '+str(len(centers.keys()))+'/'+str(len(omega_matrix.keys())))
    ax.set_xlabel(v_list[0]+' | '+feature_dict[v_list[0]])
    ax.set_ylabel(v_list[1]+' | '+feature_dict[v_list[1]])
    ax.set_zlabel(v_list[2]+' | '+feature_dict[v_list[2]])    
    
    plt.show()   
    fig.savefig('rectangular_alternating')
    pdf_pages.savefig(fig)      
    
    #save text
    fig=plt.figure()
    plt.axis('off')
    plt.title('Run '+str(iteration)+' | '+alt_type+' | MIP parameters and results')
    plt.text(0, 0,report_str,fontsize=8)
    pdf_pages.savefig(fig)
    plt.close()
    
    
    

def convert_dimensions_d_to_Nd(v_list,points,omega,centers,dimensions,Nd=2):
    
    selected_features=[int(v[1:]) for v in v_list]
    selected_features.sort()
    
    new_points={}    
    for p,value in points.items():
        feature_values=[value[f] for f in selected_features]
        feature_values.insert(0,value[0])
        new_points[p]=feature_values
        
    new_omega={}
    for ball,o in omega.items():
        o_values=[tup  for tup in o if tup[0] in selected_features]         
        new_o_values=[]   
        sorted_o=sorted(o_values,key=lambda x:x[0])
        #make the dimesions 1,2 instead of other numbers
        for i in xrange(1,Nd+1):
            new_o_values.append((i,sorted_o[i-1][1]))        
        new_omega[ball]=new_o_values
    
    new_centers={}
    for ball,c in centers.items():
        new_center_list=[c[f-1] for f in selected_features]
        new_center_list=new_center_list+[c[-2],c[-1]]   
        new_centers[ball]=new_center_list
     
    return new_points,new_omega,new_centers   
    
   
   
      
def draw_cube(radaii_centers,v_list,feature_dict,balls,points,pdf_pages,train_points,split,iteration,alt_type,names_dict):
      
    NUM_COLORS = balls
    tolerance=1e-14
    fig = plt.figure()
    ax = plt.subplot(111, projection='3d')
    ax.set_color_cycle([cm(1.*i/NUM_COLORS) for i in range(NUM_COLORS)])   
    scatter_values=[tuple(val) for val in points.values()] 
    marker_list=['.','.','.','.']
    color_list=['r','b','g','y']   
    classes=list(set(list(zip(*scatter_values)[0])))   
    class_dict={}
    
    for cl in xrange(len(classes)):
        class_dict[classes[cl]]=(color_list[cl],marker_list[cl])
    
    #plot all the points
    for point,value in points.items():
        ax.scatter(value[1],value[2],value[3],color=class_dict[value[0]][0], marker=class_dict[value[0]][1])
   
    for b,value in radaii_centers.items():
        b=int(b)        
        
        print value
        center_list=value[0]
        radii_list=value[1]
        j=int(value[2])
        name_c=names_dict[j]
        if split=='Train':
            class_type=points[j][0]
        elif split=='Test':
            class_type=train_points[j][0]
#        if class_type!=-1:
#            continue
        c1=center_list[0]
        c2=center_list[1]
        c3=center_list[2]
        rad1=radii_list[0]
        rad2=radii_list[1]
        rad3=radii_list[2]
        
        
    
        r1 = [-1*rad1, rad1]
        r2 = [-1*rad2, rad2]
        r3 = [-1*rad3, rad3]
        cube_center =[c1,c2,c3]
        for s, e in combinations(np.array(list(product(r1,r2,r3))), 2):
            s=np.array(cube_center)+np.array(s)
            e=np.array(cube_center)+np.array(e)
            if abs(np.linalg.norm(s-e)-2*r1[1])<tolerance or abs(np.linalg.norm(s-e)-2*r2[1])<tolerance or abs(np.linalg.norm(s-e)-2*r3[1])<tolerance:
                ax.plot3D(*zip(s,e), color=class_dict[class_type][0]) 
         
        #plot the centers
        ax.plot([c1],[c2],[c3],'s',color=class_dict[class_type][0],label=str(j)+':'+name_c)
        ax.text(c1+rad1, c2+rad2, c3+rad3, str(j),None,size=7)
    
    plt.xlim(-2,2)
    plt.ylim(-2,2)
    ax.set_zlim(-2,2)
    plt.title('Iter: '+str(iteration)+' | Choose: '+str(alt_type)+' |Cube plot for '+str(split))
    plt.legend(loc='upper left', numpoints=1, ncol=3, fontsize=5, bbox_to_anchor=(0, 0))
    ax.set_xlabel(feature_dict['v1']+' | '+feature_dict['v1'])     
    ax.set_ylabel(feature_dict['v2']+' | '+feature_dict['v2'])
    ax.set_zlabel(feature_dict['v3']+' | '+feature_dict['v3']) 
    fig.canvas.mpl_connect('button_release_event', update_position)       
    
    pdf_pages.savefig(fig) 
    fig.savefig('rectangular_alternating')
    plt.show()
    plt.close()
    
    #-----------------------------------------------------------------------
    fig = plt.figure()
    ax = plt.subplot(111, projection='3d')
    ax.set_color_cycle([cm(1.*i/NUM_COLORS) for i in range(NUM_COLORS)])   
    scatter_values=[tuple(val) for val in points.values()] 
    #marker_list=['^','o','+','1']
    marker_list=['.','.','.','.']
    color_list=['r','b','g','y']   
    classes=list(set(list(zip(*scatter_values)[0])))   
    class_dict={}
    
    for cl in xrange(len(classes)):
        class_dict[classes[cl]]=(color_list[cl],marker_list[cl])
    
    #plot all the points
    for point,value in points.items():
        ax.scatter(value[1],value[2],value[3],color=class_dict[value[0]][0], marker=class_dict[value[0]][1])
   
    for b,value in radaii_centers.items():
        b=int(b)        
        
        print value
        center_list=value[0]
        radii_list=value[1]
        j=int(value[2])
        name_c=names_dict[j]
        if split=='Train':
            class_type=points[j][0]
        elif split=='Test':
            class_type=train_points[j][0]
#        if class_type!=-1:
#            continue
        c1=center_list[0]
        c2=center_list[1]
        c3=center_list[2]
        rad1=radii_list[0]
        rad2=radii_list[1]
        rad3=radii_list[2]
        
        
    
        r1 = [-1*rad1, rad1]
        r2 = [-1*rad2, rad2]
        r3 = [-1*rad3, rad3]
        cube_center =[c1,c2,c3]
        ax.plot([c1],[c2],[c3],'s',color=class_dict[class_type][0],label=str(j)+':'+name_c)
        ax.text(c1, c2, c3, str(j),None,size=7)
    
    plt.title('Iter: '+str(iteration)+' | Choose: '+str(alt_type)+' |Cube plot for '+str(split))
    plt.legend(loc='upper left', numpoints=1, ncol=3, fontsize=5, bbox_to_anchor=(0, 0))
    ax.set_xlabel(feature_dict['v1']+' | '+feature_dict['v1'])     
    ax.set_ylabel(feature_dict['v2']+' | '+feature_dict['v2'])
    ax.set_zlabel(feature_dict['v3']+' | '+feature_dict['v3']) 
    fig.canvas.mpl_connect('button_release_event', update_position)       
    pdf_pages.savefig(fig)
    plt.close()
    
    #-----------------------------------------------------------------------
    fig = plt.figure()
    ax = fig.add_subplot(111, projection='3d')
    ax.set_color_cycle([cm(1.*i/NUM_COLORS) for i in range(NUM_COLORS)])   
    scatter_values=[tuple(val) for val in points.values()] 
    #marker_list=['^','o','+','1']
    marker_list=['.','.','.','.']
    color_list=['r','b','g','y']   
    classes=list(set(list(zip(*scatter_values)[0])))   
    class_dict={}
    
    for cl in xrange(len(classes)):
        class_dict[classes[cl]]=(color_list[cl],marker_list[cl])
    
    #plot all the points
    for point,value in points.items():
        ax.scatter(value[1],value[2],value[3],color=class_dict[value[0]][0], marker=class_dict[value[0]][1])
   
    for b,value in radaii_centers.items():
        b=int(b)        
        
        print value
        center_list=value[0]
        radii_list=value[1]
        j=int(value[2])
        name_c=names_dict[j]
        if split=='Train':
            class_type=points[j][0]
        elif split=='Test':
            class_type=train_points[j][0]
#        if class_type!=-1:
#            continue
        c1=center_list[0]
        c2=center_list[1]
        c3=center_list[2]
        rad1=radii_list[0]
        rad2=radii_list[1]
        rad3=radii_list[2]
        
        
    
        r1 = [-1*rad1, rad1]
        r2 = [-1*rad2, rad2]
        r3 = [-1*rad3, rad3]
        cube_center =[c1,c2,c3]
        for s, e in combinations(np.array(list(product(r1,r2,r3))), 2):
            s=np.array(cube_center)+np.array(s)
            e=np.array(cube_center)+np.array(e)
            if abs(np.linalg.norm(s-e)-2*r1[1])<tolerance or abs(np.linalg.norm(s-e)-2*r2[1])<tolerance or abs(np.linalg.norm(s-e)-2*r3[1])<tolerance:
                ax.plot3D(*zip(s,e), color=class_dict[class_type][0]) 
         
        #plot the centers
        ax.plot([c1],[c2],[c3],'s',color=class_dict[class_type][0],label=str(j)+':'+name_c)
        ax.text(c1, c2, c3, str(j),None,size=7)
    
    plt.xlim(-2,2)
    plt.ylim(-2,2)
    ax.set_zlim(-2,2)
    plt.title('Iter: '+str(iteration)+' | Choose: '+str(alt_type)+' |Cube plot for '+str(split))
    plt.legend(loc='upper left', numpoints=1, ncol=3, fontsize=5, bbox_to_anchor=(0, 0))
    
    ax.set_xlabel(feature_dict['v1']+' | '+feature_dict['v1'])     
    ax.set_ylabel(feature_dict['v2']+' | '+feature_dict['v2'])
    ax.set_zlabel(feature_dict['v3']+' | '+feature_dict['v3']) 
    fig.canvas.mpl_connect('button_release_event', update_position)       
    pdf_pages.savefig(fig)
    plt.close()
    

    
def update_position(e):
    for label, x, y, z in labels_and_points:
        x2, y2, _ = proj3d.proj_transform(x, y, z, ax.get_proj())
        label.xy = x2,y2
        label.update_positions(fig.canvas.renderer)
    fig.canvas.draw()
    
def draw_rectangle(radaii_centers,v_list,feature_dict,balls,points,pdf_pages,train_points,split,iteration,alt_type,names_dict):
      
    NUM_COLORS = balls
    tolerance=1e-14
    
    #one
    fig = plt.figure()
    ax = plt.subplot(111, projection='3d')
    ax.set_color_cycle([cm(1.*i/NUM_COLORS) for i in range(NUM_COLORS)])   
    scatter_values=[tuple(val) for val in points.values()] 
    #marker_list=['^','o','+','1']
    marker_list=['.','.','.','.']
    color_list=['r','b','g','y']   
    classes=list(set(list(zip(*scatter_values)[0])))   
    class_dict={}
    
    for cl in xrange(len(classes)):
        class_dict[classes[cl]]=(color_list[cl],marker_list[cl])
    
    #plot all the points
    print 'scatter',pp.pprint(points)
    for point,value in points.items():
        ax.scatter(value[1],value[2],color=class_dict[value[0]][0], marker=class_dict[value[0]][1])
   
    for b,value in radaii_centers.items():
        b=int(b)        
        
        print value
        center_list=value[0]
        radii_list=value[1]
        j=int(value[2][0])
        name_c=names_dict[j]
        if split=='Train':
            class_type=points[j][0]
        elif split=='Test':
            class_type=train_points[j][0]
#        if class_type!=3:
#            continue
        c1=center_list[0]
        c2=center_list[1]
        rad1=radii_list[0]
        rad2=radii_list[1]
        r1 = [-1*rad1, rad1]
        r2 = [-1*rad2, rad2]
        cube_center =[c1,c2]
        
        for s, e in combinations(np.array(list(product(r1,r2))), 2):
            s=np.array(cube_center)+np.array(s)
            e=np.array(cube_center)+np.array(e)
            if abs(np.linalg.norm(s-e)-2*r1[1])<tolerance or abs(np.linalg.norm(s-e)-2*r2[1])<tolerance:
                ax.plot(*zip(s,e), color=class_dict[class_type][0]) 
         
        #plot the centers
        ax.plot([c1],[c2],[0],'s',color=class_dict[class_type][0],label=str(j)+':'+name_c)
#        ax.scatter(c1,c2,0,color=class_dict[class_type][0], marker='s',s=20)
        ax.text(c1+rad1, c2+rad2, 0, str(j),None,size=5)

        
        
    plt.title('Iter: '+str(iteration)+' | Choose: '+str(alt_type)+' | Rectangular plot '+str(split))
    plt.legend(loc='upper left', numpoints=1, ncol=3, fontsize=5, bbox_to_anchor=(0, 0))
    ax.set_xlabel(feature_dict['v1']+' | '+feature_dict['v1'])     
    ax.set_ylabel(feature_dict['v2']+' | '+feature_dict['v2'])
    ax.set_zlabel(feature_dict['v3']+' | '+feature_dict['v3']) 
    
    pdf_pages.savefig(fig)
    fig.savefig('rectangular_alternating')
    plt.show()
    plt.close()
    #two
    #-----------------------------------------------------------------------
    fig = plt.figure()
    ax = plt.subplot(111, projection='3d')
    ax.set_color_cycle([cm(1.*i/NUM_COLORS) for i in range(NUM_COLORS)])   
    scatter_values=[tuple(val) for val in points.values()] 
    #marker_list=['^','o','+','1']
    marker_list=['.','.','.','.']
    color_list=['r','b','g','y']   
    classes=list(set(list(zip(*scatter_values)[0])))   
    class_dict={}
    
    for cl in xrange(len(classes)):
        class_dict[classes[cl]]=(color_list[cl],marker_list[cl])
    
    #plot all the points
    print 'scatter',pp.pprint(points)
    for point,value in points.items():
        ax.scatter(value[1],value[2],color=class_dict[value[0]][0], marker=class_dict[value[0]][1])
   
    for b,value in radaii_centers.items():
        b=int(b)        
        
        print value
        center_list=value[0]
        radii_list=value[1]
        j=int(value[2][0])
        name_c=names_dict[j]
        if split=='Train':
            class_type=points[j][0]
        elif split=='Test':
            class_type=train_points[j][0]
#        if class_type!=3:
#            continue
        c1=center_list[0]
        c2=center_list[1]
        rad1=radii_list[0]
        rad2=radii_list[1]
        r1 = [-1*rad1, rad1]
        r2 = [-1*rad2, rad2]
        cube_center =[c1,c2]
        
         
        #plot the centers
        ax.plot([c1],[c2],[0],'s',color=class_dict[class_type][0],label=str(j)+':'+name_c)
        ax.text(c1, c2, 0, str(j),None,size=10)

    plt.title('Iter: '+str(iteration)+' | Choose: '+str(alt_type)+' | Rectangular plot '+str(split))
    plt.legend(loc='upper left', numpoints=1, ncol=3, fontsize=5, bbox_to_anchor=(0, 0))
    ax.set_xlabel(feature_dict['v1']+' | '+feature_dict['v1'])     
    ax.set_ylabel(feature_dict['v2']+' | '+feature_dict['v2'])
    ax.set_zlabel(feature_dict['v3']+' | '+feature_dict['v3'])     
    pdf_pages.savefig(fig)
    plt.close()
    
    #three    
    #-----------------------------------------------------------------------
    fig = plt.figure()
    ax = fig.add_subplot(111, projection='3d')
    ax.set_color_cycle([cm(1.*i/NUM_COLORS) for i in range(NUM_COLORS)])   
    scatter_values=[tuple(val) for val in points.values()] 
    #marker_list=['^','o','+','1']
    marker_list=['.','.','.','.']
    color_list=['r','b','g','y']   
    classes=list(set(list(zip(*scatter_values)[0])))   
    class_dict={}
    
    for cl in xrange(len(classes)):
        class_dict[classes[cl]]=(color_list[cl],marker_list[cl])
    
    #plot all the points
    print 'scatter',pp.pprint(points)
    for point,value in points.items():
        ax.scatter(value[1],value[2],color=class_dict[value[0]][0], marker=class_dict[value[0]][1])
   
    for b,value in radaii_centers.items():
        b=int(b)        
        
        print value
        center_list=value[0]
        radii_list=value[1]
        j=int(value[2][0])
        name_c=names_dict[j]
        if split=='Train':
            class_type=points[j][0]
        elif split=='Test':
            class_type=train_points[j][0]
#        if class_type!=3:
#            continue
        c1=center_list[0]
        c2=center_list[1]
        rad1=radii_list[0]
        rad2=radii_list[1]
        r1 = [-1*rad1, rad1]
        r2 = [-1*rad2, rad2]
        cube_center =[c1,c2]
        
        for s, e in combinations(np.array(list(product(r1,r2))), 2):
            s=np.array(cube_center)+np.array(s)
            e=np.array(cube_center)+np.array(e)
            if abs(np.linalg.norm(s-e)-2*r1[1])<tolerance or abs(np.linalg.norm(s-e)-2*r2[1])<tolerance:
                ax.plot(*zip(s,e), color=class_dict[class_type][0]) 
         
        #plot the centers
        ax.plot([c1],[c2],[0],'s',color=class_dict[class_type][0],label=str(j)+':'+name_c)
        ax.text(c1, c2, 0, str(j),None,size=10)

        
        
    plt.title('Iter: '+str(iteration)+' | Choose: '+str(alt_type)+' | Rectangular plot '+str(split))
    plt.legend(loc='upper left', numpoints=1, ncol=3, fontsize=5, bbox_to_anchor=(0, 0))
    ax.set_xlabel(feature_dict['v1']+' | '+feature_dict['v1'])     
    ax.set_ylabel(feature_dict['v2']+' | '+feature_dict['v2'])
    ax.set_zlabel(feature_dict['v3']+' | '+feature_dict['v3']) 
    pdf_pages.savefig(fig)
    plt.close()
    
    
def create_report(B,lambda_array,data_set,fold,report_file,points_file):
    '''Run the MIP and creates a pdf report'''
    time_str=''
    t1=time.time()
    points,N,dimensions,names_dict,header,test_points=create_fold_points(data_set,fold)
    print 'dimensions',dimensions
    points_fn=str(data_set)+'_'+str(fold)
    pdf_pages = PdfPages('./'+version+'_'+report_file+'.pdf')    
         
    if plot_one==False: 
        for b,lam in product(xrange(1,B+1),lambda_array):                                        
            time_str=run_MIP(points_fn,report_file,points,N,dimensions,b,lam,pdf_pages,names_dict,header,test_points,data_set,fold)  #run the MIP for each ball size                    
    else: 
        for lam in lambda_array:
            time_str=run_MIP(points_fn,report_file,points,N,dimensions,B,lam,pdf_pages,names_dict,header,test_points,data_set,fold)                     
    
    t2=time.time() 
    total_time=round(t2-t1,2)
    try:
        time_str+='total time= '+str(total_time)+'s'
    except :
        print 'CPLEX Error  1217: No solution exists.'
        pass
    write_time(pdf_pages,time_str)
    pdf_pages.close()

    return time_str
    
if __name__ == "__main__": 
    
    parser = argparse.ArgumentParser(description='prototype selection')
    parser.add_argument('-o','--out',type = str, dest = 'report_file', help='output file',default='report')
    parser.add_argument('-i','--in',type = str, dest = 'points_file', help='input file')
    parser.add_argument('-b','--balls',type = int, dest = 'B', help='the number of balls')
    parser.add_argument('-d',type = str, dest = 'data_set', help='data_set')
    parser.add_argument('-f',type = str, dest = 'fold', help='fold')
    
    
    args = parser.parse_args()
    pool = Pool(processes=9) 
    report_file=args.report_file
    points_file=args.points_file
    data_set=args.data_set
    fold=args.fold
    B=args.B
    print 'proto_rectangular_alt: '+str(B)+','+str(fold)+','+report_file+', seed'+str(set_seed)
    create_report(B,lambda_array,data_set,fold,report_file,points_file)
    print 'output:', report_file,' | warm start status:',warm_start_flag,' | apply_run_parametrs:',apply_run_parametrs
